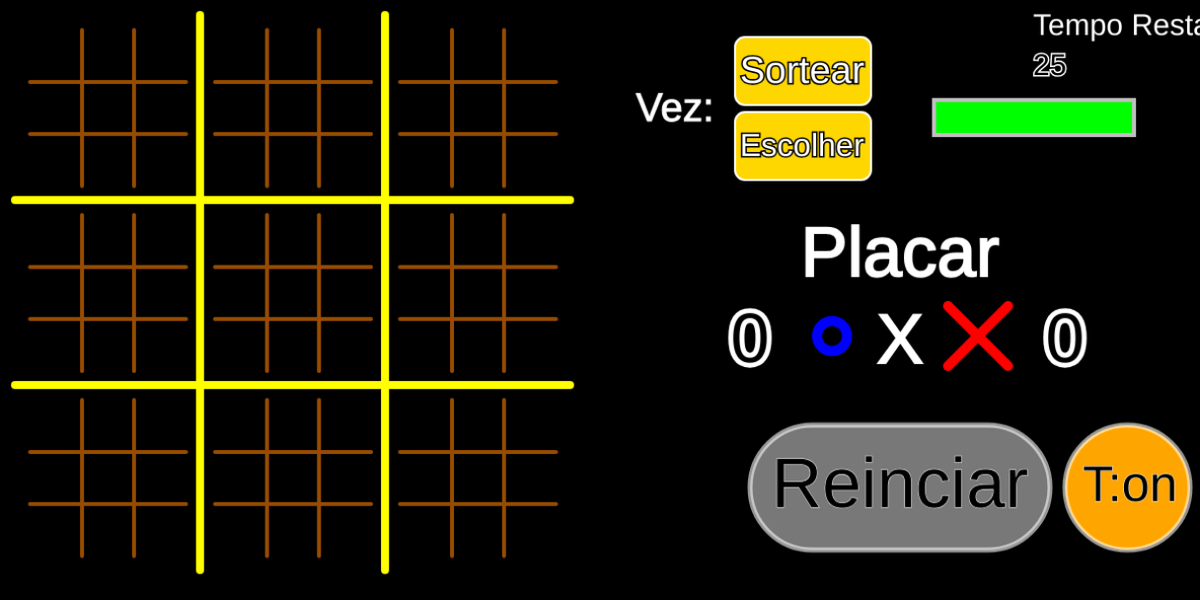
Frame 1 (no input)
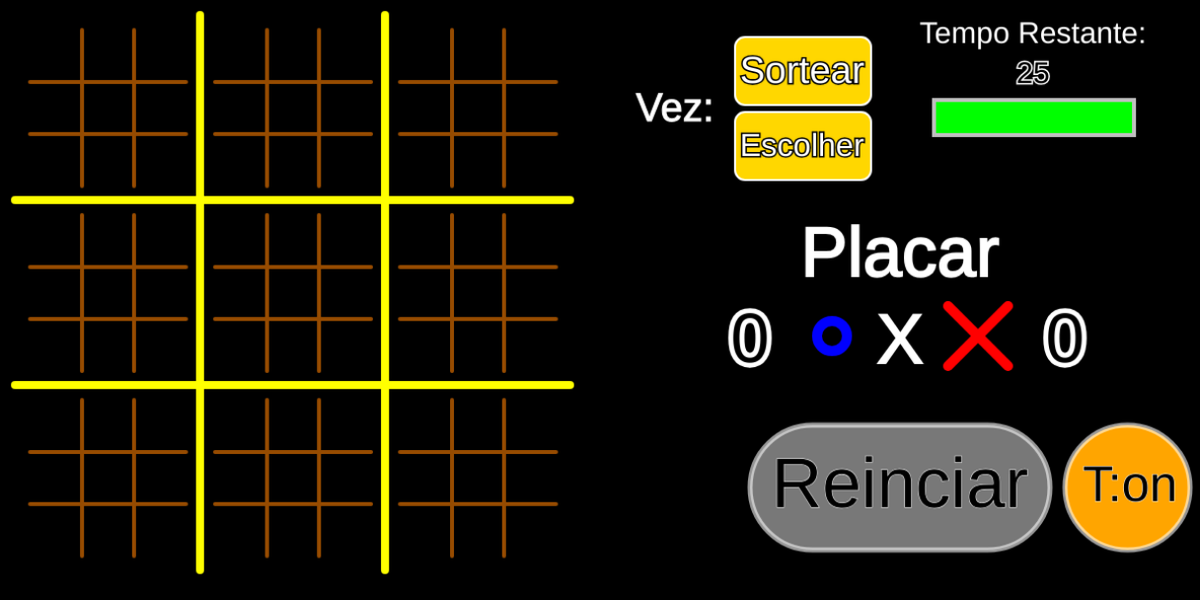
Frame 60 (no input)
Frame 120 (the mouse pressed at the canvas centre since frame 60): identical to frame 60, image omitted

The p5.js sketch that drew these frames (run headless with seeded random() and noise() and a simulated clock; from frame 60 on, the mouse is pressed at the canvas centre):

// p5.js sketch
// ── sketch.js
var pos1=[];
var pos2=[];
var pos3=[];

var pos4=[];
var pos5=[];
var pos6=[];

var pos7=[];
var pos8=[];
var pos9=[];

var vez=0; //vez de quem
var res=0; //restricao de posicao
var vencedor=0;
var escolher=0;

var xis=0;
var bolinha=0;

let i=true;
var made=0;
var made2=0;

var vezA=0;
var tempor=0;
var tBase=25000;
var trest=tBase;
let cT=true;

function setup() {
    // put setup code here
    createCanvas(1200,600);

    frameRate(120);

    pos1=[0,0,0,0,0,0,0,0,0,0];
    pos2=[0,0,0,0,0,0,0,0,0,0];
    pos3=[0,0,0,0,0,0,0,0,0,0];
    
    pos4=[0,0,0,0,0,0,0,0,0,0];
    pos5=[0,0,0,0,0,0,0,0,0,0];
    pos6=[0,0,0,0,0,0,0,0,0,0];

    pos7=[0,0,0,0,0,0,0,0,0,0];
    pos8=[0,0,0,0,0,0,0,0,0,0];
    pos9=[0,0,0,0,0,0,0,0,0,0];
	   
}

function draw() {
	// put drawing code here
	
	
    ajustares();

	verificaMiniJogos();
	
	background(0);
	
	tempoRestante();
   												//QUADRADOS MOUSE
   	
   	stroke(0,255);
   	strokeWeight(1);
   	fill(255,60);
   												//POS1
   	if(vencedor==0 && vez!=0)
   	{
   		if(posm()==11 && pos1[0]==0 && pos1[1]==0 && (res==1 || res==0))
   		{
   				rect(30,30,52,52,5,0,0,0);
   		}
   		else if(posm()==12 && pos1[0]==0 && pos1[2]==0 &&(res==1 || res==0))
   		{
   			rect(82,30,52,52,0,0,0,0);
   		}
   		else if(posm()==13 && pos1[0]==0 && pos1[3]==0 &&(res==1 || res==0))
   		{
   			rect(134,30,52,52,0,5,0,0);
   		}

   		else if(posm()==14 && pos1[0]==0 && pos1[4]==0 &&(res==1 || res==0))
   		{
   				rect(30,82,52,52,0,0,0,0);
   		}
   		else if(posm()==15 && pos1[0]==0 && pos1[5]==0 &&(res==1 || res==0))
   		{
   			rect(82,82,52,52,0,0,0,0);
   		}
   		else if(posm()==16 && pos1[0]==0 && pos1[6]==0 &&(res==1 || res==0))
   		{
   			rect(134,82,52,52,0,0,0,0);
   		}

   		else if(posm()==17 && pos1[0]==0 && pos1[7]==0 &&(res==1 || res==0))
   		{
   			rect(30,134,52,52,0,0,0,5);
   		}
   		else if(posm()==18 && pos1[0]==0 && pos1[8]==0 &&(res==1 || res==0))
   		{
   			rect(82,134,52,52,0,0,0,0);
   		}
   		else if(posm()==19 && pos1[0]==0 && pos1[9]==0 &&(res==1 || res==0))
   		{
   			rect(134,134,52,52,0,0,5,0);
   		}
   														//POS2
   		else if(posm()==21 && pos2[0]==0 && pos2[1]==0 &&(res==2 || res==0))
   		{
   			rect(215,30,52,52,5,0,0,0);
   		}
   		else if(posm()==22 && pos2[0]==0 && pos2[2]==0 &&(res==2 || res==0))
   		{
   			rect(267,30,52,52,0,0,0,0);
   		}
   		else if(posm()==23 && pos2[0]==0 && pos2[3]==0 &&(res==2 || res==0))
   		{
   			rect(319,30,52,52,0,5,0,0);
   		}
	
   		else if(posm()==24 && pos2[0]==0 && pos2[4]==0 &&(res==2 || res==0))
   		{
   			rect(215,82,52,52,0,0,0,0);
   		}
   		else if(posm()==25 && pos2[0]==0 && pos2[5]==0 &&(res==2 || res==0))
   		{
   			rect(267,82,52,52,0,0,0,0);
   		}
   		else if(posm()==26 && pos2[0]==0 && pos2[6]==0 &&(res==2 || res==0))
   		{
   			rect(319,82,52,52,0,0,0,0);
   		}
	
   		else if(posm()==27 && pos2[0]==0 && pos2[7]==0 &&(res==2 || res==0))
   		{
   			rect(215,134,52,52,0,0,0,5);
   		}
   		else if(posm()==28 && pos2[0]==0 && pos2[8]==0 &&(res==2 || res==0))
   		{
   			rect(267,134,52,52,0,0,0,0);
   		}
   		else if(posm()==29 && pos2[0]==0 && pos2[9]==0 &&(res==2 || res==0))
   		{
   			rect(319,134,52,52,0,0,5,0);
   		}
   													//POS3
   		else if(posm()==31 && pos3[0]==0 && pos3[1]==0 &&(res==3 || res==0))
   		{
   			rect(400,30,52,52,5,0,0,0);
   		}
   		else if(posm()==32 && pos3[0]==0 && pos3[2]==0 &&(res==3 || res==0))
   		{
   			rect(452,30,52,52,0,0,0,0);
   		}
   		else if(posm()==33 && pos3[0]==0 && pos3[3]==0 &&(res==3 || res==0))
   		{
   			rect(504,30,52,52,0,5,0,0);
   		}
	
   		else if(posm()==34 && pos3[0]==0 && pos3[4]==0 &&(res==3 || res==0))
   		{
   			rect(400,82,52,52,0,0,0,0);
   		}
   		else if(posm()==35 && pos3[0]==0 && pos3[5]==0 &&(res==3 || res==0))
   		{
   			rect(452,82,52,52,0,0,0,0);
   		}
   		else if(posm()==36 && pos3[0]==0 && pos3[6]==0 &&(res==3 || res==0))
   		{
   			rect(504,82,52,52,0,0,0,0);
   		}
	
   		else if(posm()==37 && pos3[0]==0 && pos3[7]==0 &&(res==3 || res==0))
   		{
   			rect(400,134,52,52,0,0,0,5);
   		}
   		else if(posm()==38 && pos3[0]==0 && pos3[8]==0 &&(res==3 || res==0))
   		{
   			rect(452,134,52,52,0,0,0,0);
   		}
   		else if(posm()==39 && pos3[0]==0 && pos3[9]==0 &&(res==3 || res==0))
   		{
   			rect(504,134,52,52,0,0,5,0);
   		}
   													//POS4
   		else if(posm()==41 && pos4[0]==0 && pos4[1]==0 &&(res==4 || res==0))
   		{
   			rect(30,215,52,52,5,0,0,0);
   		}
   		else if(posm()==42 && pos4[0]==0 && pos4[2]==0 &&(res==4 || res==0))
   		{
   			rect(82,215,52,52,0,0,0,0);
   		}
   		else if(posm()==43 && pos4[0]==0 && pos4[3]==0 &&(res==4 || res==0))
   		{
   			rect(134,215,52,52,0,5,0,0);
   		}
	
   		else if(posm()==44 && pos4[0]==0 && pos4[4]==0 &&(res==4 || res==0))
   		{
   			rect(30,267,52,52,0,0,0,0);
   		}
   		else if(posm()==45 && pos4[0]==0 && pos4[5]==0 &&(res==4 || res==0))
   		{
   			rect(82,267,52,52,0,0,0,0);
   		}
   		else if(posm()==46 && pos4[0]==0 && pos4[6]==0 &&(res==4 || res==0))
   		{
   			rect(134,267,52,52,0,0,0,0);
   		}
	
   		else if(posm()==47 && pos4[0]==0 && pos4[7]==0 &&(res==4 || res==0))
   		{
   			rect(30,319,52,52,0,0,0,5);
   		}
   		else if(posm()==48 && pos4[0]==0 && pos4[8]==0 &&(res==4 || res==0))
   		{
   			rect(82,319,52,52,0,0,0,0);
   		}
   		else if(posm()==49 && pos4[0]==0 && pos4[9]==0 &&(res==4 || res==0))
   		{
   			rect(134,319,52,52,0,0,5,0);
   		}
   													//POS5
   		else if(posm()==51 && pos5[0]==0 && pos5[1]==0 && (res==5 || res==0))
   		{
   			rect(215,215,52,52,5,0,0,0);
   		}
   		else if(posm()==52 && pos5[0]==0 && pos5[2]==0 && (res==5 || res==0))
   		{
   			rect(267,215,52,52,0,0,0,0);
   		}
   		else if(posm()==53 && pos5[0]==0 && pos5[3]==0 && (res==5 || res==0))
   		{
   			rect(319,215,52,52,0,5,0,0);
   		}
	
   		else if(posm()==54 && pos5[0]==0 && pos5[4]==0 && (res==5 || res==0))
   		{
   			rect(215,267,52,52,0,0,0,0);
   		}
   		else if(posm()==55 && pos5[0]==0 && pos5[5]==0 && (res==5 || res==0))
   		{
   			rect(267,267,52,52,0,0,0,0);
   		}
   		else if(posm()==56 && pos5[0]==0 && pos5[6]==0 && (res==5 || res==0))
   		{
   			rect(319,267,52,52,0,0,0,0);
   		}
	
   		else if(posm()==57 && pos5[0]==0 && pos5[7]==0 && (res==5 || res==0))
   		{
   			rect(215,319,52,52,0,0,0,5);
   		}
   		else if(posm()==58 && pos5[0]==0 && pos5[8]==0 && (res==5 || res==0))
   		{
   			rect(267,319,52,52,0,0,0,0);
   		}
   		else if(posm()==59 && pos5[0]==0 && pos5[9]==0 && (res==5 || res==0))
   		{
   			rect(319,319,52,52,0,0,5,0);
   		}
   													//POS6
   		else if(posm()==61 && pos6[0]==0 && pos6[1]==0 &&(res==6 || res==0))
   		{
   			rect(400,215,52,52,5,0,0,0);
   		}
   		else if(posm()==62 && pos6[0]==0 && pos6[2]==0 &&(res==6 || res==0))
   		{
   			rect(452,215,52,52,0,0,0,0);
   		}
   		else if(posm()==63 && pos6[0]==0 && pos6[3]==0 &&(res==6 || res==0))
   		{
   			rect(504,215,52,52,0,5,0,0);
   		}
	
   		else if(posm()==64 && pos6[0]==0 && pos6[4]==0 &&(res==6 || res==0))
   		{
   			rect(400,267,52,52,0,0,0,0);
   		}
   		else if(posm()==65 && pos6[0]==0 && pos6[5]==0 &&(res==6 || res==0))
   		{
   			rect(452,267,52,52,0,0,0,0);
   		}
   		else if(posm()==66 && pos6[0]==0 && pos6[6]==0 &&(res==6 || res==0))
   		{
   			rect(504,267,52,52,0,0,0,0);
   		}
	
   		else if(posm()==67 && pos6[0]==0 && pos6[7]==0 &&(res==6 || res==0))
   		{
   			rect(400,319,52,52,0,0,0,5);
   		}
   		else if(posm()==68 && pos6[0]==0 && pos6[8]==0 &&(res==6 || res==0))
   		{
   			rect(452,319,52,52,0,0,0,0);
   		}
   		else if(posm()==69 && pos6[0]==0 && pos6[9]==0 &&(res==6 || res==0))
   		{
   			rect(504,319,52,52,0,0,5,0);
   		}
   													//POS7
   		else if(posm()==71 && pos7[0]==0 && pos7[1]==0 &&(res==7 || res==0))
   		{
   			rect(30,400,52,52,5,0,0,0);
   		}
   		else if(posm()==72 && pos7[0]==0 && pos7[2]==0 &&(res==7 || res==0))
   		{
   			rect(82,400,52,52,0,0,0,0);
   		}
   		else if(posm()==73 && pos7[0]==0 && pos7[3]==0 &&(res==7 || res==0))
   		{
   			rect(134,400,52,52,0,5,0,0);
   		}
	
   		else if(posm()==74 && pos7[0]==0 && pos7[4]==0 &&(res==7 || res==0))
   		{
   			rect(30,452,52,52,0,0,0,0);
   		}
   		else if(posm()==75 && pos7[0]==0 && pos7[5]==0 &&(res==7 || res==0))
   		{
   			rect(82,452,52,52,0,0,0,0);
   		}
   		else if(posm()==76 && pos7[0]==0 && pos7[6]==0 &&(res==7 || res==0))
   		{
   			rect(134,452,52,52,0,0,0,0);
   		}
	
   		else if(posm()==77 && pos7[0]==0 && pos7[7]==0 &&(res==7 || res==0))
   		{
   			rect(30,504,52,52,0,0,0,5);
   		}
   		else if(posm()==78 && pos7[0]==0 && pos7[8]==0 &&(res==7 || res==0))
   		{
   			rect(82,504,52,52,0,0,0,0);
   		}
   		else if(posm()==79 && pos7[0]==0 && pos7[9]==0 &&(res==7 || res==0))
   		{
   			rect(134,504,52,52,0,0,5,0);
   		}
   													//POS8
   		else if(posm()==81 && pos8[0]==0 && pos8[1]==0 &&(res==8 || res==0))
   		{
   			rect(215,400,52,52,5,0,0,0);
   		}
   		else if(posm()==82 && pos8[0]==0 && pos8[2]==0 &&(res==8 || res==0))
   		{
   			rect(267,400,52,52,0,0,0,0);
   		}
   		else if(posm()==83 && pos8[0]==0 && pos8[3]==0 &&(res==8 || res==0))
   		{
   			rect(319,400,52,52,0,5,0,0);
   		}
	
   		else if(posm()==84 && pos8[0]==0 && pos8[4]==0 &&(res==8 || res==0))
   		{
   			rect(215,452,52,52,0,0,0,0);
   		}
   		else if(posm()==85 && pos8[0]==0 && pos8[5]==0 &&(res==8 || res==0))
   		{
   			rect(267,452,52,52,0,0,0,0);
   		}
   		else if(posm()==86 && pos8[0]==0 && pos8[6]==0 &&(res==8 || res==0))
   		{
   			rect(319,452,52,52,0,0,0,0);
   		}
	
   		else if(posm()==87 && pos8[0]==0 && pos8[7]==0 &&(res==8 || res==0))
   		{
   			rect(215,504,52,52,0,0,0,5);
   		}
   		else if(posm()==88 && pos8[0]==0 && pos8[8]==0 &&(res==8 || res==0))
   		{
   			rect(267,504,52,52,0,0,0,0);
   		}
   		else if(posm()==89 && pos8[0]==0 && pos8[9]==0 &&(res==8 || res==0))
   		{
   			rect(319,504,52,52,0,0,5,0);
   		}
   													//POS9
   		else if(posm()==91 && pos9[0]==0 && pos9[1]==0 &&(res==9 || res==0))
   		{
   			rect(400,400,52,52,5,0,0,0);
   		}
   		else if(posm()==92 && pos9[0]==0 && pos9[2]==0 &&(res==9 || res==0))
   		{
   			rect(452,400,52,52,0,0,0,0);
   		}
   		else if(posm()==93 && pos9[0]==0 && pos9[3]==0 &&(res==9 || res==0))
   		{
   			rect(504,400,52,52,0,5,0,0);
   		}
	
   		else if(posm()==94 && pos9[0]==0 && pos9[4]==0 &&(res==9 || res==0))
   		{
   			rect(400,452,52,52,0,0,0,0);
   		}
   		else if(posm()==95 && pos9[0]==0 && pos9[5]==0 &&(res==9 || res==0))
   		{
   			rect(452,452,52,52,0,0,0,0);
   		}
   		else if(posm()==96 && pos9[0]==0 && pos9[6]==0 &&(res==9 || res==0))
   		{
   			rect(504,452,52,52,0,0,0,0);
   		}
	
   		else if(posm()==97 && pos9[0]==0 && pos9[7]==0 &&(res==9 || res==0))
   		{
   			rect(400,504,52,52,0,0,0,5);
   		}
   		else if(posm()==98 && pos9[0]==0 && pos9[8]==0 &&(res==9 || res==0))
   		{
   			rect(452,504,52,52,0,0,0,0);
   		}
   		else if(posm()==99 && pos9[0]==0 && pos9[9]==0 &&(res==9 || res==0))
   		{
   			rect(504,504,52,52,0,0,5,0);
   		}
   	}

   	noFill();

    stroke(255,255,0,255);
	strokeWeight(8);

    line(200,15,200,570);
    line(385,15,385,570);
    line(15,200,570,200);
    line(15,385,570,385);

    //pos1

    if(pos1[0]==0)
    {
    	stroke(150,75,0,255);
    	strokeWeight(4);
    
    	line(30,82,186,82);
    	line(82,30,82,186);
    	line(134,30,134,186);
    	line(30,134,186,134);
	}
	else if(pos1[0]==1)
	{	
		stroke(255,0,0, 255);
		strokeWeight(15);

		line(15+25,15+25,200-24,200-24);
    	line(15+25,200-24,200-24,15+25);

	}
	else if(pos1[0]==2)
	{
		stroke(0, 0,255, 255);
		strokeWeight(15);

		circle(15+93,15+93,68);
	}
	else
	{

	}

    //pos2

    if(pos2[0]==0)
    {
    	stroke(150,75,0,255);
    	strokeWeight(4);
    
    	line(215,82,371,82);
    	line(215,134,371,134);
    	line(267,30,267,186);
    	line(319,30,319,186);
	}
	else if(pos2[0]==1)
	{	
		stroke(255,0,0, 255);
		strokeWeight(15);

		line(200+25,15+25,385-24,200-24);
    	line(200+25,200-24,385-24,15+25);	
	}
	else if(pos2[0]==2)
	{
		stroke(0, 0,255, 255);
		strokeWeight(15);

		circle(200+93,15+93,68);
	}
	else
	{

	}
    

    //pos3

    if(pos3[0]==0)
    {
    	stroke(150,75,0,255);
    	strokeWeight(4);
    
    	line(400,82,556,82);
    	line(400,134,556,134);
    	line(452,30,452,186);
    	line(504,30,504,186);
	}
	else if(pos3[0]==1)
	{	
		stroke(255,0,0, 255);
		strokeWeight(15);

		line(385+25,15+25,570-24,200-24);
    	line(385+25,200-24,570-24,15+25);
	}
	else if(pos3[0]==2)
	{
		stroke(0, 0,255, 255);
		strokeWeight(15);

		circle(385+93,15+93,68);
	}
	else
	{

	}
    

    //pos4

    if(pos4[0]==0)
    {
    	stroke(150,75,0,255);
    	strokeWeight(4);
    
    	line(30,267,186,267);
    	line(30,319,186,319);
    	line(82,215,82,371);
    	line(134,215,134,371);
	}
	else if(pos4[0]==1)
	{	
		stroke(255,0,0, 255);
		strokeWeight(15);

		line(15+25,200+25,200-24,385-24);
    	line(15+25,385-24,200-24,200+25);
	}
	else if(pos4[0]==2)
	{
		stroke(0, 0,255, 255);
		strokeWeight(15);

		circle(15+93,200+93,68);
	}
	else
	{

	}
    

    //pos5

    if(pos5[0]==0)
    {
    	stroke(150,75,0,255);
    	strokeWeight(4);
    
    	line(215,267,371,267);
    	line(215,319,371,319);
    	line(267,215,267,371);
    	line(319,215,319,371);
	}
	else if(pos5[0]==1)
	{	
		stroke(255,0,0, 255);
		strokeWeight(15);

		line(200+25,200+25,385-24,385-24);
    	line(200+25,385-24,385-24,200+25);
	}
	else if(pos5[0]==2)
	{
		stroke(0, 0,255, 255);
		strokeWeight(15);

		circle(200+93,200+93,68);
	}
	else
	{

	}
    
    //pos6

    if(pos6[0]==0)
    {
    	stroke(150,75,0,255);
    	strokeWeight(4);
    
    	line(400,267,556,267);
    	line(400,319,556,319);
    	line(452,215,452,371);
    	line(504,215,504,371);
	}
	else if(pos6[0]==1)
	{	
		stroke(255,0,0, 255);
		strokeWeight(15);

		line(385+25,200+25,570-24,385-24);
    	line(385+25,385-24,570-24,200+25);
	}
	else if(pos6[0]==2)
	{
		stroke(0, 0,255, 255);
		strokeWeight(15);

		circle(385+93,200+93,68);
	}
	else
	{

	}

    //pos7

    if(pos7[0]==0)
    {
    	stroke(150,75,0,255);
    	strokeWeight(4);
    
    	line(82,400,82,556);
    	line(134,400,134,556);
    	line(30,452,186,452);
    	line(30,504,186,504);
	}
	else if(pos7[0]==1)
	{	
		stroke(255,0,0, 255);
		strokeWeight(15);

		line(15+25,385+25,200-24,570-24);
    	line(15+25,570-24,200-24,385+25);
	}
	else if(pos7[0]==2)
	{
		stroke(0, 0,255, 255);
		strokeWeight(15);

		circle(15+93,385+93,68);
	}
	else
	{

	}
    
    //pos8

    if(pos8[0]==0)
    {
    	stroke(150,75,0,255);
    	strokeWeight(4);
    
    	line(267,400,267,556);
    	line(319,400,319,556);
    	line(215,452,371,452);
    	line(215,504,371,504);
	}
	else if(pos8[0]==1)
	{	
		stroke(255,0,0, 255);
		strokeWeight(15);

		line(200+25,385+25,385-24,570-24);
    	line(200+25,570-24,385-24,385+25);
	}
	else if(pos8[0]==2)
	{
		stroke(0, 0,255, 255);
		strokeWeight(15);

		circle(200+93,385+93,68);
	}
	else
	{

	}
    
    //pos9

    if(pos9[0]==0)
    {
    	stroke(150,75,0,255);
    	strokeWeight(4);
    
    	line(400,452,556,452);
    	line(400,504,556,504);
    	line(452,400,452,556);
    	line(504,400,504,556);
	}
	else if(pos9[0]==1)
	{	
		stroke(255,0,0, 255);
		strokeWeight(15);

		line(385+25,385+25,570-24,570-24);
    	line(385+25,570-24,570-24,385+25);
	}
	else if(pos9[0]==2)
	{
		stroke(0, 0,255, 255);
		strokeWeight(15);

		circle(385+93,385+93,68);
	}
	else
	{

	}

												//QUADRADOS PRO RES

   	strokeWeight(4);
   	stroke(255,250,250,255);

   	if(vencedor==0 && vez!=0)
   	{
   		if((res==1 ||(res==0 && pos1[0]==0)) && vencedor==0)
   		{
   			line(30,82,186,82);
    		line(82,30,82,186);
    		line(134,30,134,186);
    		line(30,134,186,134);
   		}
   		if(res==2 ||(res==0 && pos2[0]==0))
   		{
   			line(215,82,371,82);
    		line(215,134,371,134);
    		line(267,30,267,186);
    		line(319,30,319,186);
   		}
   		if(res==3 ||(res==0 && pos3[0]==0))
   		{
   			line(400,82,556,82);
    		line(400,134,556,134);
    		line(452,30,452,186);
    		line(504,30,504,186);
   		}

   		if(res==4 ||(res==0 && pos4[0]==0))
   		{
   			line(30,267,186,267);
    		line(30,319,186,319);
    		line(82,215,82,371);
    		line(134,215,134,371);
   		}
   		if(res==5 ||(res==0 && pos5[0]==0))
   		{
   			line(215,267,371,267);
    		line(215,319,371,319);
    		line(267,215,267,371);
    		line(319,215,319,371);
   		}
   		if(res==6 ||(res==0 && pos6[0]==0))
   		{
   			line(400,267,556,267);
    		line(400,319,556,319);
    		line(452,215,452,371);
    		line(504,215,504,371);
   		}

   		if(res==7 ||(res==0 && pos7[0]==0))
   		{
   			line(82,400,82,556);
    		line(134,400,134,556);
    		line(30,452,186,452);
    		line(30,504,186,504);
   		}
   		if(res==8 ||(res==0 && pos8[0]==0))
   		{
   			line(267,400,267,556);
    		line(319,400,319,556);
    		line(215,452,371,452);
    		line(215,504,371,504);
   		}
   		if(res==9 ||(res==0 && pos9[0]==0))
   		{
   			line(400,452,556,452);
    		line(400,504,556,504);
    		line(452,400,452,556);
    		line(504,400,504,556);
   		}
   	}


    stroke(255,0,0, 255);
    strokeWeight(5);
                                //  pos1
    if(pos1[1]==1 && pos1[0]==0)
    {
        line(40,40,72,72);
        line(40,72,72,40);
    }
    if(pos1[2]==1 && pos1[0]==0)
    {
        line(92,40,124,72);
        line(92,72,124,40);
        
    }
    if(pos1[3]==1 && pos1[0]==0)
    {
        line(144,40,176,72);
        line(176,40,144,72);
    }
    if(pos1[4]==1 && pos1[0]==0)
    {
        line(40,92,72,124);
        line(72,92,40,124);
    }
    if(pos1[5]==1 && pos1[0]==0)
    {
        line(92,92,124,124);
        line(124,92,92,124);
    }
    if(pos1[6]==1 && pos1[0]==0)
    {
        line(144,92,176,124);
        line(176,92,144,124);
    }
    if(pos1[7]==1 && pos1[0]==0)
    {
        line(40,144,72,176);
        line(72,144,40,176);
    }
    if(pos1[8]==1 && pos1[0]==0)
    {
        line(92,144,124,176);
        line(92,176,124,144);
    }
    if(pos1[9]==1 && pos1[0]==0)
    {
        line(144,144,176,176);
        line(144,176,176,144);
    }
                                // pos2
    if(pos2[1]==1 && pos2[0]==0)
    {
        line(225,40,257,72);
        line(257,40,225,72);
    }
    if(pos2[2]==1 && pos2[0]==0)
    {
        line(277,40,309,72);
        line(309,40,277,72);
    }
    if(pos2[3]==1 && pos2[0]==0)
    {
        line(329,40,361,72);
        line(361,40,329,72);
    }
    if(pos2[4]==1 && pos2[0]==0)
    {
        line(225,92,257,124);
        line(257,92,225,124);
    }
    if(pos2[5]==1 && pos2[0]==0)
    {
        line(277,92,309,124);
        line(309,92,277,124);
    }
    if(pos2[6]==1 && pos2[0]==0)
    {
        line(329,92,361,124);
        line(361,92,329,124);
    }
    if(pos2[7]==1 && pos2[0]==0)
    {
        line(225,144,257,176);
        line(257,144,225,176);
    }
    if(pos2[8]==1 && pos2[0]==0)
    {
        line(277,144,309,176);
        line(309,144,277,176);
    }
    if(pos2[9]==1 && pos2[0]==0)
    {
        line(329,144,361,176);
        line(361,144,329,176);
    }
                                // pos3
    if(pos3[1]==1 && pos3[0]==0)
    {
        line(410,40,442,72);
        line(442,40,410,72);
    }
    if(pos3[2]==1 && pos3[0]==0)
    {
        line(462,40,494,72);
        line(494,40,462,72);
    }
    if(pos3[3]==1 && pos3[0]==0)
    {
        line(514,40,546,72);
        line(546,40,514,72);
    }
    if(pos3[4]==1 && pos3[0]==0)
    {
        line(410,92,442,124);
        line(442,92,410,124);
    }
    if(pos3[5]==1 && pos3[0]==0)
    {
        line(462,92,494,124);
        line(494,92,464,124);
    }
    if(pos3[6]==1 && pos3[0]==0)
    {
        line(514,92,546,124);
        line(546,92,514,124);
    }
    if(pos3[7]==1 && pos3[0]==0)
    {
        line(410,144,442,176);
        line(442,144,410,176);
    }
    if(pos3[8]==1 && pos3[0]==0)
    {
        line(462,144,494,176);
        line(494,144,462,176);
    }
    if(pos3[9]==1 && pos3[0]==0)
    {
        line(514,144,546,176);
        line(546,144,514,176);
    }
                                //  pos4
    if(pos4[1]==1 && pos4[0]==0)
    {
        line(40,225,72,257);
        line(40,257,72,225);
    }
    if(pos4[2]==1 && pos4[0]==0)
    {
        line(92,225,124,257);
        line(124,225,92,257);
    }
    if(pos4[3]==1 && pos4[0]==0)
    {
        line(144,225,176,257);
        line(176,225,144,257);
    }
    if(pos4[4]==1 && pos4[0]==0)
    {
        line(40,277,72,309);
        line(72,277,40,309);
    }
    if(pos4[5]==1 && pos4[0]==0)
    {
        line(92,277,124,309);
        line(124,277,92,309);
    }
    if(pos4[6]==1 && pos4[0]==0)
    {
        line(144,277,176,309);
        line(176,277,144,309);
    }
    if(pos4[7]==1 && pos4[0]==0)
    {
        line(40,329,72,361);
        line(72,329,40,361);
    }
    if(pos4[8]==1 && pos4[0]==0)
    {
        line(92,329,124,361);
        line(124,329,92,361);
    }
    if(pos4[9]==1 && pos4[0]==0)
    {
        line(144,329,176,361);
        line(176,329,144,361);
    }
                                //  pos5
    if(pos5[1]==1 && pos5[0]==0)
    {
        line(225,225,257,257);
        line(257,225,225,257);
    }
    if(pos5[2]==1 && pos5[0]==0)
    {
        line(277,225,309,257);
        line(309,225,277,257);
    }
    if(pos5[3]==1 && pos5[0]==0)
    {
        line(329,225,361,257);
        line(361,225,329,257);
    }
    if(pos5[4]==1 && pos5[0]==0)
    {
        line(225,277,257,309);
        line(257,277,225,309);
    }
    if(pos5[5]==1 && pos5[0]==0)
    {
        line(277,277,309,309);
        line(309,277,277,309);
    }
    if(pos5[6]==1 && pos5[0]==0)
    {
        line(329,277,361,309);
        line(361,277,329,309);
    }
    if(pos5[7]==1 && pos5[0]==0)
    {
        line(225,329,257,361);
        line(257,329,225,361);
    }
    if(pos5[8]==1 && pos5[0]==0)
    {
        line(277,329,309,361);
        line(309,329,277,361);
    }
    if(pos5[9]==1 && pos5[0]==0)
    {
        line(329,329,361,361);
        line(361,329,329,361);
    }
                                //  pos6
    if(pos6[1]==1 && pos6[0]==0)
    {
        line(410,225,442,257);
        line(442,225,410,257);
    }
    if(pos6[2]==1 && pos6[0]==0)
    {
        line(462,225,494,257);
        line(494,225,462,257);
    }
    if(pos6[3]==1 && pos6[0]==0)
    {
        line(514,225,546,257);
        line(546,225,514,257);
    }
    if(pos6[4]==1 && pos6[0]==0)
    {
        line(410,277,442,309);
        line(442,277,410,309);
    }
    if(pos6[5]==1 && pos6[0]==0)
    {
        line(462,277,494,309);
        line(494,277,462,309);
    }
    if(pos6[6]==1 && pos6[0]==0)
    {
        line(514,277,546,309);
        line(546,277,514,309);
    }
    if(pos6[7]==1 && pos6[0]==0)
    {
        line(410,329,442,361);
        line(442,329,410,361);
    }
    if(pos6[8]==1 && pos6[0]==0)
    {
        line(462,329,494,361);
        line(494,329,462,361);
    }
    if(pos6[9]==1 && pos6[0]==0)
    {
        line(514,329,546,361);
        line(546,329,514,361);
    }
                                //  pos7
    if(pos7[1]==1 && pos7[0]==0)
    {
        line(40,410,72,442);
        line(40,442,72,410);
    }
    if(pos7[2]==1 && pos7[0]==0)
    {
        line(92,410,124,442);
        line(124,410,92,442);
    }
    if(pos7[3]==1 && pos7[0]==0)
    {
        line(144,410,176,442);
        line(176,410,144,442);
    }
    if(pos7[4]==1 && pos7[0]==0)
    {
        line(40,462,72,494);
        line(72,462,40,494);
    }
    if(pos7[5]==1 && pos7[0]==0)
    {
        line(92,462,124,494);
        line(124,462,92,494);
    }
    if(pos7[6]==1 && pos7[0]==0)
    {
        line(144,462,176,494);
        line(176,462,144,494);
    }
    if(pos7[7]==1 && pos7[0]==0)
    {
        line(40,514,72,546);
        line(72,514,40,546);
    }
    if(pos7[8]==1 && pos7[0]==0)
    {
        line(92,514,124,546);
        line(124,514,92,546);
    }
    if(pos7[9]==1 && pos7[0]==0)
    {
        line(144,514,176,546);
        line(176,514,144,546);
    }
                                //  pos8
    if(pos8[1]==1 && pos8[0]==0)
    {
        line(225,410,257,442);
        line(225,442,257,410);
    }
    if(pos8[2]==1 && pos8[0]==0)
    {
        line(277,410,309,442);
        line(309,410,277,442);
    }
    if(pos8[3]==1 && pos8[0]==0)
    {
        line(329,410,361,442);
        line(361,410,329,442);
    }
    if(pos8[4]==1 && pos8[0]==0)
    {
        line(225,462,257,494);
        line(257,462,225,494);
    }
    if(pos8[5]==1 && pos8[0]==0)
    {
        line(277,462,309,494);
        line(309,462,277,494);
    }
    if(pos8[6]==1 && pos8[0]==0)
    {
        line(329,462,361,494);
        line(361,462,329,494);
    }
    if(pos8[7]==1 && pos8[0]==0)
    {
        line(225,514,257,546);
        line(257,514,225,546);
    }
    if(pos8[8]==1 && pos8[0]==0)
    {
        line(277,514,309,546);
        line(309,514,277,546);
    }
    if(pos8[9]==1 && pos8[0]==0)
    {
        line(329,514,361,546);
        line(361,514,329,546);
    }
                                //  pos9
    if(pos9[1]==1 && pos9[0]==0)
    {
        line(410,410,442,442);
        line(410,442,442,410);
    }
    if(pos9[2]==1 && pos9[0]==0)
    {
        line(462,410,494,442);
        line(494,410,462,442);
    }
    if(pos9[3]==1 && pos9[0]==0)
    {
        line(514,410,546,442);
        line(546,410,514,442);
    }
    if(pos9[4]==1 && pos9[0]==0)
    {
        line(410,462,442,494);
        line(442,462,410,494);
    }
    if(pos9[5]==1 && pos9[0]==0)
    {
        line(462,462,494,494);
        line(494,462,462,494);
    }
    if(pos9[6]==1 && pos9[0]==0)
    {
        line(514,462,546,494);
        line(546,462,514,494);
    }
    if(pos9[7]==1 && pos9[0]==0)
    {
        line(410,514,442,546);
        line(442,514,410,546);
    }
    if(pos9[8]==1 && pos9[0]==0)
    {
        line(462,514,494,546);
        line(494,514,462,546);
    }
    if(pos9[9]==1 && pos9[0]==0)
    {
        line(514,514,546,546);
        line(546,514,514,546);
    }

    fill(0,0,0,0);
    stroke(0, 0,255, 255);

                                //  pos1
    if(pos1[1]==2 && pos1[0]==0)
    {
    	circle(30+26,30+26,16);
    }
    if(pos1[2]==2 && pos1[0]==0)
    {
        circle(82+26,30+26,16);
    }
    if(pos1[3]==2 && pos1[0]==0)
    {
        circle(134+26,30+26,16);
    }
    if(pos1[4]==2 && pos1[0]==0)
    {
        circle(30+26,82+26,16);
    }
    if(pos1[5]==2 && pos1[0]==0)
    {
        circle(82+26,82+26,16);
    }
    if(pos1[6]==2 && pos1[0]==0)
    {
        circle(134+26,82+26,16);
    }
    if(pos1[7]==2 && pos1[0]==0)
    {
        circle(30+26,134+26,16);
    }
    if(pos1[8]==2 && pos1[0]==0)
    {
        circle(82+26,134+26,16);
    }
    if(pos1[9]==2 && pos1[0]==0)
    {
        circle(134+26,134+26,16);
    }
                                //  pos2
    if(pos2[1]==2 && pos2[0]==0)
    {
    	circle(215+26,30+26,16);
    }
    if(pos2[2]==2 && pos2[0]==0)
    {
        circle(267+26,30+26,16);
    }
    if(pos2[3]==2 && pos2[0]==0)
    {
        circle(319+26,30+26,16);
    }
    if(pos2[4]==2 && pos2[0]==0)
    {
        circle(215+26,82+26,16);
    }
    if(pos2[5]==2 && pos2[0]==0)
    {
        circle(267+26,82+26,16);
    }
    if(pos2[6]==2 && pos2[0]==0)
    {
        circle(319+26,82+26,16);
    }
    if(pos2[7]==2 && pos2[0]==0)
    {
        circle(215+26,134+26,16);
    }
    if(pos2[8]==2 && pos2[0]==0)
    {
        circle(267+26,134+26,16);
    }
    if(pos2[9]==2 && pos2[0]==0)
    {
        circle(319+26,134+26,16);
    }
                                //  pos3
    if(pos3[1]==2 && pos3[0]==0)
    {
    	circle(400+26,30+26,16);
    }
    if(pos3[2]==2 && pos3[0]==0)
    {
        circle(452+26,30+26,16);
    }
    if(pos3[3]==2 && pos3[0]==0)
    {
        circle(504+26,30+26,16);
    }
    if(pos3[4]==2 && pos3[0]==0)
    {
        circle(400+26,82+26,16);
    }
    if(pos3[5]==2 && pos3[0]==0)
    {
        circle(450+26,82+26,16);
    }
    if(pos3[6]==2 && pos3[0]==0)
    {
        circle(504+26,82+26,16);
    }
    if(pos3[7]==2 && pos3[0]==0)
    {
        circle(400+26,134+26,16);
    }
    if(pos3[8]==2 && pos3[0]==0)
    {
        circle(452+26,134+26,16);
    }
    if(pos3[9]==2 && pos3[0]==0)
    {
        circle(504+26,134+26,16);
    }
                                //  pos4
    if(pos4[1]==2 && pos4[0]==0)
    {
    	circle(30+26,215+26,16);
    }
    if(pos4[2]==2 && pos4[0]==0)
    {
        circle(82+26,215+26,16);
    }
    if(pos4[3]==2 && pos4[0]==0)
    {
        circle(134+26,215+26,16);
    }
    if(pos4[4]==2 && pos4[0]==0)
    {
        circle(30+26,267+26,16);
    }
    if(pos4[5]==2 && pos4[0]==0)
    {
        circle(82+26,267+26,16);
    }
    if(pos4[6]==2 && pos4[0]==0)
    {
        circle(134+26,267+26,16);
    }
    if(pos4[7]==2 && pos4[0]==0)
    {
        circle(30+26,319+26,16);
    }
    if(pos4[8]==2 && pos4[0]==0)
    {
        circle(82+26,319+26,16);
    }
    if(pos4[9]==2 && pos4[0]==0)
    {
        circle(134+26,319+26,16);
    }
                                //  pos5
    if(pos5[1]==2 && pos5[0]==0)
    {
    	circle(215+26,215+26,16);
    }
    if(pos5[2]==2 && pos5[0]==0)
    {
        circle(267+26,215+26,16);
    }
    if(pos5[3]==2 && pos5[0]==0)
    {
        circle(319+26,215+26,16);
    }
    if(pos5[4]==2 && pos5[0]==0)
    {
        circle(215+26,267+26,16);
    }
    if(pos5[5]==2 && pos5[0]==0)
    {
        circle(267+26,267+26,16);
    }
    if(pos5[6]==2 && pos5[0]==0)
    {
        circle(319+26,267+26,16);
    }
    if(pos5[7]==2 && pos5[0]==0)
    {
        circle(215+26,319+26,16);
    }
    if(pos5[8]==2 && pos5[0]==0)
    {
        circle(267+26,319+26,16);
    }
    if(pos5[9]==2 && pos5[0]==0)
    {
        circle(319+26,319+26,16);
    }
                                //  pos6
    if(pos6[1]==2 && pos6[0]==0)
    {
    	circle(400+26,215+26,16);
    }
    if(pos6[2]==2 && pos6[0]==0)
    {
        circle(452+26,215+26,16);
    }
    if(pos6[3]==2 && pos6[0]==0)
    {
        circle(504+26,215+26,16);
    }
    if(pos6[4]==2 && pos6[0]==0)
    {
        circle(400+26,267+26,16);
    }
    if(pos6[5]==2 && pos6[0]==0)
    {
        circle(450+26,267+26,16);
    }
    if(pos6[6]==2 && pos6[0]==0)
    {
        circle(504+26,267+26,16);
    }
    if(pos6[7]==2 && pos6[0]==0)
    {
        circle(400+26,319+26,16);
    }
    if(pos6[8]==2 && pos6[0]==0)
    {
        circle(452+26,319+26,16);
    }
    if(pos6[9]==2 && pos6[0]==0)
    {
        circle(504+26,319+26,16);
    }
                                //  pos7
    if(pos7[1]==2 && pos7[0]==0)
    {
    	circle(30+26,400+26,16);
    }
    if(pos7[2]==2 && pos7[0]==0)
    {
        circle(82+26,400+26,16);
    }
    if(pos7[3]==2 && pos7[0]==0)
    {
        circle(134+26,400+26,16);
    }
    if(pos7[4]==2 && pos7[0]==0)
    {
        circle(30+26,452+26,16);
    }
    if(pos7[5]==2 && pos7[0]==0)
    {
        circle(82+26,452+26,16);
    }
    if(pos7[6]==2 && pos7[0]==0)
    {
        circle(134+26,452+26,16);
    }
    if(pos7[7]==2 && pos7[0]==0)
    {
        circle(30+26,504+26,16);
    }
    if(pos7[8]==2 && pos7[0]==0)
    {
        circle(82+26,504+26,16);
    }
    if(pos7[9]==2 && pos7[0]==0)
    {
        circle(134+26,504+26,16);
    }
                                //  pos8
    if(pos8[1]==2 && pos8[0]==0)
    {
    	circle(215+26,400+26,16);
    }
    if(pos8[2]==2 && pos8[0]==0)
    {
        circle(267+26,400+26,16);
    }
    if(pos8[3]==2 && pos8[0]==0)
    {
        circle(319+26,400+26,16);
    }
    if(pos8[4]==2 && pos8[0]==0)
    {
        circle(215+26,452+26,16);
    }
    if(pos8[5]==2 && pos8[0]==0)
    {
        circle(267+26,452+26,16);
    }
    if(pos8[6]==2 && pos8[0]==0)
    {
        circle(319+26,452+26,16);
    }
    if(pos8[7]==2 && pos8[0]==0)
    {
        circle(215+26,504+26,16);
    }
    if(pos8[8]==2 && pos8[0]==0)
    {
        circle(267+26,504+26,16);
    }
    if(pos8[9]==2 && pos8[0]==0)
    {
        circle(319+26,504+26,16);
    }
                                //  pos9
    if(pos9[1]==2 && pos9[0]==0)
    {
    	circle(400+26,400+26,16);
    }
    if(pos9[2]==2 && pos9[0]==0)
    {
        circle(452+26,400+26,16);
    }
    if(pos9[3]==2 && pos9[0]==0)
    {
        circle(504+26,400+26,16);
    }
    if(pos9[4]==2 && pos9[0]==0)
    {
        circle(400+26,452+26,16);
    }
    if(pos9[5]==2 && pos9[0]==0)
    {
        circle(450+26,452+26,16);
    }
    if(pos9[6]==2 && pos9[0]==0)
    {
        circle(504+26,452+26,16);
    }
    if(pos9[7]==2 && pos9[0]==0)
    {
        circle(400+26,504+26,16);
    }
    if(pos9[8]==2 && pos9[0]==0)
    {
        circle(452+26,504+26,16);
    }
    if(pos9[9]==2 && pos9[0]==0)
    {
        circle(504+26,504+26,16);
    }

    										// VERIFICA JOGO

   	strokeWeight(17);
    stroke(255,255,0,185);

    if(pos1[0]!=0 && pos2[0]!=0 && pos3[0]!=0 && pos4[0]!=0 && pos5[0]!=0 && pos6[0]!=0 && pos7[0]!=0 && pos8[0]!=0 && pos9[0]!=0)
	{
		vencedor=3;
	}

	if(pos1[0]==1 && pos2[0]==1 && pos3[0]==1)
	{
		vencedor=1;
		line(15,107,570,107);
	}
	if(pos4[0]==1 && pos5[0]==1 && pos6[0]==1)
	{
		vencedor=1;
		line(15,292,570,292);
	}
	if(pos7[0]==1 && pos8[0]==1 && pos9[0]==1)
	{
		vencedor=1;
		line(15,478,570,478);
	}

	if(pos1[0]==1 && pos4[0]==1 && pos7[0]==1)
	{
		vencedor=1;
		line(107,15,107,570);
	}
	if(pos2[0]==1 && pos5[0]==1 && pos8[0]==1)
	{
		vencedor=1;
		line(292,15,292,570);
	}
	if(pos3[0]==1 && pos6[0]==1 && pos9[0]==1)
	{
		vencedor=1;
		line(478,15,478,570);
	}

	if(pos1[0]==1 && pos5[0]==1 && pos9[0]==1)
	{
		vencedor=1;
		line(40,40,545,545)
	}
	if(pos3[0]==1 && pos5[0]==1 && pos7[0]==1)
	{
		vencedor=1;
		line(40,545,545,40);	
	}

	if(pos1[0]==2 && pos2[0]==2 && pos3[0]==2)
	{
		vencedor=2;
		line(15,107,570,107);
	}
	if(pos4[0]==2 && pos5[0]==2 && pos6[0]==2)
	{
		vencedor=2;
		line(15,292,570,292);
	}
	if(pos7[0]==2 && pos8[0]==2 && pos9[0]==2)
	{
		vencedor=2;
		line(15,478,570,478);
	}

	if(pos1[0]==2 && pos4[0]==2 && pos7[0]==2)
	{
		vencedor=2;
		line(107,15,107,570);
	}
	if(pos2[0]==2 && pos5[0]==2 && pos8[0]==2)
	{
		vencedor=2;
		line(292,15,292,570);
	}
	if(pos3[0]==2 && pos6[0]==2 && pos9[0]==2)
	{
		vencedor=2;
		line(478,15,478,570);
	}

	if(pos1[0]==2 && pos5[0]==2 && pos9[0]==2)
	{
		vencedor=2;
		line(40,40,545,545)
	}
	if(pos3[0]==2 && pos5[0]==2 && pos7[0]==2)
	{
		vencedor=2;
		line(40,545,545,40);	
	}

	if(vencedor!=0)
	{
		strokeWeight(5);
		stroke(255,150);
		fill(255,165,0);
		rect(750,425,300,125,150);
		if(posm()==101)
		{
			strokeWeight(5);
			stroke(255,150);
			fill(255,50);
			rect(750,425,300,125,150);
		}
	}
	if(vencedor==0)
	{
		strokeWeight(5);
		stroke(255,150);
		fill(255,120);
		rect(750,425,300,125,150);
	}

	strokeWeight(1);
	stroke(255,255);
	fill(0,255);
	textSize(70);
	textAlign(CENTER, CENTER);
	text("Reinciar", 750+150, 425+125/2);

	if(vencedor==0)
	{
		strokeWeight(1);
		stroke(255,255);
		fill(255,255);
		textSize(40);
		text("Vez:", 675, 110);

		if(vez==1)
		{	
			noFill();
			stroke(255,0,0, 255);
			strokeWeight(15);

			line(710+25,15+25,200+695-24,200-24);
    		line(710+25,200-24,200+695-24,15+25);
		}
		if(vez==2)
		{	
			noFill();
			stroke(0, 0,255, 255);
			strokeWeight(15);

			circle(710+93,15+93,68);
		}
		if(vez==0 && escolher!=1)
		{
			fill(255,215,0,255);
			strokeWeight(2);
			stroke(255,255);
			rect(710+25,12+25,68*2,68,10);
			rect(710+25,87+25,68*2,68,10);
			if(posm()==102)
			{
				fill(255,80);
				strokeWeight(2);
				stroke(0,80);
				rect(710+25,12+25,68*2,68,10);
			}
			if(posm()==103)
			{
				fill(255,80);
				strokeWeight(2);
				stroke(0,80);
				rect(710+25,87+25,68*2,68,10);
			}

			strokeWeight(3);
			stroke(0,255);
			fill(255,255);
			textSize(38);
			text("Sortear", 802, 73);
			strokeWeight(3);
			stroke(0,255);
			fill(255,255);
			textSize(32);
			text("Escolher", 802, 147);
		}
	}
	else if(vencedor==1)
	{
		strokeWeight(1);
		stroke(255,255);
		fill(255,255);
		textSize(40);
		text("Vencedor:", 775, 110);

		noFill();
		stroke(255,0,0, 255);
		strokeWeight(15);

		line(860+25,15+25,350+695-24,200-24);
    	line(860+25,200-24,350+695-24,15+25);
	}
	else if(vencedor==2)
	{
		strokeWeight(1);
		stroke(255,255);
		fill(255,255);
		textSize(40);
		text("Vencedor:", 775, 110);

		noFill();
		stroke(0, 0,255, 255);
		strokeWeight(15);

		circle(860+93,15+93,68);
	}
	else if(vencedor==3)
	{
		strokeWeight(10);
		stroke(255,255);
		fill(0,128,0,255);
		textSize(125);
		text("Velha !!", 850, 110);
	}

	if(i==true && vencedor==1)
    {
    	xis++;
    	i=false;
    }
    if(i==true && vencedor==2)
    {
    	bolinha++;
    	i=false;
    }

    if(escolher==1)
    {
    	if(mouseX>720 && mouseX<720+166 && mouseY>25 && mouseY<25+166)
   		{
   			fill(255,50);
   			stroke(1,0);
   			rect(803-68-15,108-68-15,2*83,2*83,10);
   		}
   		if(posm()==104)
   		{
   			fill(255,50);
   			stroke(1,0);
   			rect(935-15,40-15,2*83,2*83,10);
   		}

    	noFill();
		strokeWeight(5);
		stroke(255,125);
		rect(803-68-15,108-68-15,2*83,2*83,10);
		rect(935-15,40-15,2*83,2*83,10);

    	noFill();
		stroke(0, 0,255, 255);
		strokeWeight(15);

		circle(803,108,68);

		noFill();
		stroke(255,0,0, 255);
		strokeWeight(15);

		line(935,40,1071,176);
   		line(935,176,1071,40);
    }

    strokeWeight(2);
	stroke(255,255);
	fill(255,255);
	textSize(70);
	textAlign(CENTER, CENTER);
	text("Placar\nX", 750+150, 300);

	noFill();
	stroke(0, 0,255, 255);
	strokeWeight(10);

	circle(832,336,30);

	noFill();
	stroke(255,0,0, 255);
	strokeWeight(10);

	line(1008,306,948,366);
   	line(948,306,1008,366);

   	strokeWeight(10);
	stroke(255,255);
	fill(0,0,0, 255);
	textSize(70);
	textAlign(CENTER, CENTER);
	text(bolinha, 750, 343);

	strokeWeight(10);
	stroke(255,255);
	fill(0,0,0, 255);
	textSize(70);
	textAlign(CENTER, CENTER);
	text(xis, 1065, 343);

	if(mouseX>1195 && mouseY<5 && mouseX<1200 && mouseY>0)
	{
		background(0,255);
		if(frameCount-made>60)
		{
			made=frameCount;
			if(made2==2)
			{
				made2=0;
			}
			else if(made2==1)
			{
				made2=2;
			}
			else 
			{
				made2=1;
			}
		}

		strokeWeight(1);
		stroke(255,255);
		fill(255,255);
		textSize(200);
		textAlign(CENTER, CENTER);
		text("Made by:", 600, 150);

		if(made2==0)
		{
			fill(255,255,0,255);
			stroke(255,255,0,255);
			strokeWeight(1);
			textSize(200);

			text("Thiago", 600, 425);
		}
		if(made2==1)
		{
			fill(255,0,0, 255);
			stroke(255,0,0, 255);
			strokeWeight(1);
			textSize(200);
			
			text("HP", 600, 425);
		}
		if(made2==2)
		{
			fill(0, 0,255, 255);
			stroke(0, 0,255, 255);
			strokeWeight(1);
			textSize(200);
			
			text("Jvpo", 600, 425);
		}
	}

	
}

function mouseClicked()
{
	if(vencedor==0 && vez!=0 && (trest<tBase-2500 || !cT))
	{
		if(posm()==11 && pos1[1]==0 && pos1[0]==0 &&(res==0 || res==1))
		{
			pos1[1]=vez;
			if(vez==1){vez=2;}
    	    else{vez=1;}
    	    res=1;
		}
		else if(posm()==12 && pos1[2]==0 && pos1[0]==0 &&(res==0 || res==1))
		{
			pos1[2]=vez;
			if(vez==1){vez=2;}
    	    else{vez=1;}
    	    res=2;
		}
		else if(posm()==13 && pos1[3]==0 && pos1[0]==0 &&(res==0 || res==1))
		{
			pos1[3]=vez;
			if(vez==1){vez=2;}
    	    else{vez=1;}
    	    res=3;
		}
		else if(posm()==14 && pos1[4]==0 && pos1[0]==0 &&(res==0 || res==1))
		{
			pos1[4]=vez;
			if(vez==1){vez=2;}
    	    else{vez=1;}
    	    res=4;
		}
		else if(posm()==15 && pos1[5]==0 && pos1[0]==0 &&(res==0 || res==1))
		{
			pos1[5]=vez;
			if(vez==1){vez=2;}
    	    else{vez=1;}
    	    res=5;
		}
		else if(posm()==16 && pos1[6]==0 && pos1[0]==0 &&(res==0 || res==1))
		{
			pos1[6]=vez;
			if(vez==1){vez=2;}
    	    else{vez=1;}
    	    res=6;
		}
		else if(posm()==17 && pos1[7]==0 && pos1[0]==0 &&(res==0 || res==1))
		{
			pos1[7]=vez;
			if(vez==1){vez=2;}
    	    else{vez=1;}
    	    res=7;
		}
		else if(posm()==18 && pos1[8]==0 && pos1[0]==0 &&(res==0 || res==1))
		{
			pos1[8]=vez;
			if(vez==1){vez=2;}
    	    else{vez=1;}
    	    res=8;
		}
		else if(posm()==19 && pos1[9]==0 && pos1[0]==0 &&(res==0 || res==1))
		{
			pos1[9]=vez;
			if(vez==1){vez=2;}
    	    else{vez=1;}
    	    res=9;
		}
                            //POS2
    	else if(posm()==21 && pos2[1]==0 && pos2[0]==0 &&(res==0 || res==2))
    	{
    	    pos2[1]=vez;
    	    if(vez==1){vez=2;}
    	    else{vez=1;}
    	    res=1;
    	}
    	else if(posm()==22 && pos2[2]==0 && pos2[0]==0 &&(res==0 || res==2))
    	{
    	    pos2[2]=vez;
    	    if(vez==1){vez=2;}
    	    else{vez=1;}
    	    res=2;
    	}
    	else if(posm()==23 && pos2[3]==0 && pos2[0]==0 &&(res==0 || res==2))
    	{
    	    pos2[3]=vez;
    	    if(vez==1){vez=2;}
    	    else{vez=1;}
    	    res=3;
    	}
    	else if(posm()==24 && pos2[4]==0 && pos2[0]==0 &&(res==0 || res==2))
    	{
    	    pos2[4]=vez;
    	    if(vez==1){vez=2;}
    	    else{vez=1;}
    	    res=4;
    	}
    	else if(posm()==25 && pos2[5]==0 && pos2[0]==0 &&(res==0 || res==2))
    	{
    	    pos2[5]=vez;
    	    if(vez==1){vez=2;}
    	    else{vez=1;}
    	    res=5;
    	}
    	else if(posm()==26 && pos2[6]==0 && pos2[0]==0 &&(res==0 || res==2))
    	{
    	    pos2[6]=vez;
    	    if(vez==1){vez=2;}
    	    else{vez=1;}
    	    res=6;
    	}
    	else if(posm()==27 && pos2[7]==0 && pos2[0]==0 &&(res==0 || res==2))
    	{
    	    pos2[7]=vez;
    	    if(vez==1){vez=2;}
    	    else{vez=1;}
    	    res=7;
    	}
    	else if(posm()==28 && pos2[8]==0 && pos2[0]==0 &&(res==0 || res==2))
    	{
    	    pos2[8]=vez;
    	    if(vez==1){vez=2;}
    	    else{vez=1;}
    	    res=8;
    	}
    	else if(posm()==29 && pos2[9]==0 && pos2[0]==0 &&(res==0 || res==2))
    	{
    	    pos2[9]=vez;
    	    if(vez==1){vez=2;}
    	    else{vez=1;}
    	    res=9;
    	}
                            //POS3
    	else if(posm()==31 && pos3[1]==0 && pos3[0]==0 &&(res==0 || res==3))
    	{
    	    pos3[1]=vez;
    	    if(vez==1){vez=2;}
    	    else{vez=1;}
    	    res=1;
    	}
    	else if(posm()==32 && pos3[2]==0 && pos3[0]==0 &&(res==0 || res==3))
    	{
    	    pos3[2]=vez;
    	    if(vez==1){vez=2;}
    	    else{vez=1;}
    	    res=2;
    	}
    	else if(posm()==33 && pos3[3]==0 && pos3[0]==0 &&(res==0 || res==3))
    	{
    	    pos3[3]=vez;
    	    if(vez==1){vez=2;}
    	    else{vez=1;}
    	    res=3;
    	}
    	else if(posm()==34 && pos3[4]==0 && pos3[0]==0 &&(res==0 || res==3))
    	{
    	    pos3[4]=vez;
    	    if(vez==1){vez=2;}
    	    else{vez=1;}
    	    res=4;
    	}
    	else if(posm()==35 && pos3[5]==0 && pos3[0]==0 &&(res==0 || res==3))
    	{
    	    pos3[5]=vez;
    	    if(vez==1){vez=2;}
    	    else{vez=1;}
    	    res=5;
    	}
    	else if(posm()==36 && pos3[6]==0 && pos3[0]==0 &&(res==0 || res==3))
    	{
    	    pos3[6]=vez;
    	    if(vez==1){vez=2;}
    	    else{vez=1;}
    	    res=6;
    	}
    	else if(posm()==37 && pos3[7]==0 && pos3[0]==0 &&(res==0 || res==3))
    	{
    	    pos3[7]=vez;
    	    if(vez==1){vez=2;}
    	    else{vez=1;}
    	    res=7;
    	}
    	else if(posm()==38 && pos3[8]==0 && pos3[0]==0 &&(res==0 || res==3))
    	{
    	    pos3[8]=vez;
    	    if(vez==1){vez=2;}
    	    else{vez=1;}
    	    res=8;
    	}
    	else if(posm()==39 && pos3[9]==0 && pos3[0]==0 &&(res==0 || res==3))
    	{
    	    pos3[9]=vez;
    	    if(vez==1){vez=2;}
    	    else{vez=1;}
    	    res=9;
    	}
                            //POS4
    	else if(posm()==41 && pos4[1]==0 && pos4[0]==0 &&(res==0 || res==4))
    	{
    	    pos4[1]=vez;
    	    if(vez==1){vez=2;}
    	    else{vez=1;}
    	    res=1;
    	}
    	else if(posm()==42 && pos4[2]==0 && pos4[0]==0 &&(res==0 || res==4))
    	{
    	    pos4[2]=vez;
    	    if(vez==1){vez=2;}
    	    else{vez=1;}
    	    res=2;
    	}
    	else if(posm()==43 && pos4[3]==0 && pos4[0]==0 &&(res==0 || res==4))
    	{
    	    pos4[3]=vez;
    	    if(vez==1){vez=2;}
    	    else{vez=1;}
    	    res=3;
    	}
    	else if(posm()==44 && pos4[4]==0 && pos4[0]==0 &&(res==0 || res==4))
    	{
    	    pos4[4]=vez;
    	    if(vez==1){vez=2;}
    	    else{vez=1;}
    	    res=4;
    	}
    	else if(posm()==45 && pos4[5]==0 && pos4[0]==0 &&(res==0 || res==4))
    	{
    	    pos4[5]=vez;
    	    if(vez==1){vez=2;}
    	    else{vez=1;}
    	    res=5;
    	}
    	else if(posm()==46 && pos4[6]==0 && pos4[0]==0 &&(res==0 || res==4))
    	{
    	    pos4[6]=vez;
    	    if(vez==1){vez=2;}
    	    else{vez=1;}
    	    res=6;
    	}
    	else if(posm()==47 && pos4[7]==0 && pos4[0]==0 &&(res==0 || res==4))
    	{
    	    pos4[7]=vez;
    	    if(vez==1){vez=2;}
    	    else{vez=1;}
    	    res=7;
    	}
    	else if(posm()==48 && pos4[8]==0 && pos4[0]==0 &&(res==0 || res==4))
    	{
    	    pos4[8]=vez;
    	    if(vez==1){vez=2;}
    	    else{vez=1;}
    	    res=8;
    	}
    	else if(posm()==49 && pos4[9]==0 && pos4[0]==0 &&(res==0 || res==4))
    	{
    	    pos4[9]=vez;
    	    if(vez==1){vez=2;}
    	    else{vez=1;}
    	    res=9;
    	}
                            //POS5
    	else if(posm()==51 && pos5[1]==0 && pos5[0]==0 &&(res==0 || res==5))
    	{
    	    pos5[1]=vez;
    	    if(vez==1){vez=2;}
    	    else{vez=1;}
    	    res=1;
    	}
    	else if(posm()==52 && pos5[2]==0 && pos5[0]==0 &&(res==0 || res==5))
    	{
    	    pos5[2]=vez;
    	    if(vez==1){vez=2;}
    	    else{vez=1;}
    	    res=2;
    	}
    	else if(posm()==53 && pos5[3]==0 && pos5[0]==0 &&(res==0 || res==5))
    	{
    	    pos5[3]=vez;
    	    if(vez==1){vez=2;}
    	    else{vez=1;}
    	    res=3;
    	}
    	else if(posm()==54 && pos5[4]==0 && pos5[0]==0 &&(res==0 || res==5))
    	{
    	    pos5[4]=vez;
    	    if(vez==1){vez=2;}
    	    else{vez=1;}
    	    res=4;
    	}
    	else if(posm()==55 && pos5[5]==0 && pos5[0]==0 &&(res==0 || res==5))
    	{
    	    pos5[5]=vez;
    	    if(vez==1){vez=2;}
    	    else{vez=1;}
    	    res=5;
    	}
    	else if(posm()==56 && pos5[6]==0 && pos5[0]==0 &&(res==0 || res==5))
    	{
    	    pos5[6]=vez;
    	    if(vez==1){vez=2;}
    	    else{vez=1;}
    	    res=6;
    	}
    	else if(posm()==57 && pos5[7]==0 && pos5[0]==0 &&(res==0 || res==5))
    	{
    	    pos5[7]=vez;
    	    if(vez==1){vez=2;}
    	    else{vez=1;}
    	    res=7;
    	}
    	else if(posm()==58 && pos5[8]==0 && pos5[0]==0 &&(res==0 || res==5))
    	{
    	    pos5[8]=vez;
    	    if(vez==1){vez=2;}
    	    else{vez=1;}
    	    res=8;
    	}
    	else if(posm()==59 && pos5[9]==0 && pos5[0]==0 &&(res==0 || res==5))
    	{
    	    pos5[9]=vez;
    	    if(vez==1){vez=2;}
    	    else{vez=1;}
    	    res=9;
    	}
                            //POS6
    	else if(posm()==61 && pos6[1]==0 && pos6[0]==0 &&(res==0 || res==6))
    	{
    	    pos6[1]=vez;
    	    if(vez==1){vez=2;}
    	    else{vez=1;}
    	    res=1;
    	}
    	else if(posm()==62 && pos6[2]==0 && pos6[0]==0 &&(res==0 || res==6))
    	{
    	    pos6[2]=vez;
    	    if(vez==1){vez=2;}
    	    else{vez=1;}
    	    res=2;
    	}
    	else if(posm()==63 && pos6[3]==0 && pos6[0]==0 &&(res==0 || res==6))
    	{
    	    pos6[3]=vez;
    	    if(vez==1){vez=2;}
    	    else{vez=1;}
    	    res=3;
    	}
    	else if(posm()==64 && pos6[4]==0 && pos6[0]==0 &&(res==0 || res==6))
    	{
    	    pos6[4]=vez;
    	    if(vez==1){vez=2;}
    	    else{vez=1;}
    	    res=4;
    	}
    	else if(posm()==65 && pos6[5]==0 && pos6[0]==0 &&(res==0 || res==6))
    	{
    	    pos6[5]=vez;
    	    if(vez==1){vez=2;}
    	    else{vez=1;}
    	    res=5;
    	}
    	else if(posm()==66 && pos6[6]==0 && pos6[0]==0 &&(res==0 || res==6))
    	{
    	    pos6[6]=vez;
    	    if(vez==1){vez=2;}
    	    else{vez=1;}
    	    res=6;
    	}
    	else if(posm()==67 && pos6[7]==0 && pos6[0]==0 &&(res==0 || res==6))
    	{
    	    pos6[7]=vez;
    	    if(vez==1){vez=2;}
    	    else{vez=1;}
    	    res=7;
    	}
    	else if(posm()==68 && pos6[8]==0 && pos6[0]==0 &&(res==0 || res==6))
    	{
    	    pos6[8]=vez;
    	    if(vez==1){vez=2;}
    	    else{vez=1;}
    	    res=8;
    	}
    	else if(posm()==69 && pos6[9]==0 && pos6[0]==0 &&(res==0 || res==6))
    	{
    	    pos6[9]=vez;
    	    if(vez==1){vez=2;}
    	    else{vez=1;}
    	    res=9;
    	}
                            //POS7
    	else if(posm()==71 && pos7[1]==0 && pos7[0]==0 &&(res==0 || res==7))
    	{
    	    pos7[1]=vez;
    	    if(vez==1){vez=2;}
    	    else{vez=1;}
    	    res=1;
    	}
    	else if(posm()==72 && pos7[2]==0 && pos7[0]==0 &&(res==0 || res==7))
    	{
    	    pos7[2]=vez;
    	    if(vez==1){vez=2;}
    	    else{vez=1;}
    	    res=2;
    	}
    	else if(posm()==73 && pos7[3]==0 && pos7[0]==0 &&(res==0 || res==7))
    	{
    	    pos7[3]=vez;
    	    if(vez==1){vez=2;}
    	    else{vez=1;}
    	    res=3;
    	}
    	else if(posm()==74 && pos7[4]==0 && pos7[0]==0 &&(res==0 || res==7))
    	{
    	    pos7[4]=vez;
    	    if(vez==1){vez=2;}
    	    else{vez=1;}
    	    res=4;
    	}
    	else if(posm()==75 && pos7[5]==0 && pos7[0]==0 &&(res==0 || res==7))
    	{
    	    pos7[5]=vez;
    	    if(vez==1){vez=2;}
    	    else{vez=1;}
    	    res=5;
    	}
    	else if(posm()==76 && pos7[6]==0 && pos7[0]==0 &&(res==0 || res==7))
    	{
    	    pos7[6]=vez;
    	    if(vez==1){vez=2;}
    	    else{vez=1;}
    	    res=6;
    	}
    	else if(posm()==77 && pos7[7]==0 && pos7[0]==0 &&(res==0 || res==7))
    	{
    	    pos7[7]=vez;
    	    if(vez==1){vez=2;}
    	    else{vez=1;}
    	    res=7;
    	}
    	else if(posm()==78 && pos7[8]==0 && pos7[0]==0 &&(res==0 || res==7))
    	{
    	    pos7[8]=vez;
    	    if(vez==1){vez=2;}
    	    else{vez=1;}
    	    res=8;
    	}
    	else if(posm()==79 && pos7[9]==0 && pos7[0]==0 &&(res==0 || res==7))
    	{
    	    pos7[9]=vez;
    	    if(vez==1){vez=2;}
    	    else{vez=1;}
    	    res=9;
    	}
                            //POS8
    	else if(posm()==81 && pos8[1]==0 && pos8[0]==0 &&(res==0 || res==8))
    	{
    	    pos8[1]=vez;
    	    if(vez==1){vez=2;}
    	    else{vez=1;}
    	    res=1;
    	}
    	else if(posm()==82 && pos8[2]==0 && pos8[0]==0 &&(res==0 || res==8))
    	{
    	    pos8[2]=vez;
    	    if(vez==1){vez=2;}
    	    else{vez=1;}
    	    res=2;
    	}
    	else if(posm()==83 && pos8[3]==0 && pos8[0]==0 &&(res==0 || res==8))
    	{
    	    pos8[3]=vez;
    	    if(vez==1){vez=2;}
    	    else{vez=1;}
    	    res=3;
    	}
    	else if(posm()==84 && pos8[4]==0 && pos8[0]==0 &&(res==0 || res==8))
    	{
    	    pos8[4]=vez;
    	    if(vez==1){vez=2;}
    	    else{vez=1;}
    	    res=4;
    	}
    	else if(posm()==85 && pos8[5]==0 && pos8[0]==0 &&(res==0 || res==8))
    	{
    	    pos8[5]=vez;
    	    if(vez==1){vez=2;}
    	    else{vez=1;}
    	    res=5;
    	}
    	else if(posm()==86 && pos8[6]==0 && pos8[0]==0 &&(res==0 || res==8))
   		{
        pos8[6]=vez;
        if(vez==1){vez=2;}
        else{vez=1;}
        res=6;
    	}
    	else if(posm()==87 && pos8[7]==0 && pos8[0]==0 &&(res==0 || res==8))
    	{
    	    pos8[7]=vez;
    	    if(vez==1){vez=2;}
    	    else{vez=1;}
    	    res=7;
    	}
    	else if(posm()==88 && pos8[8]==0 && pos8[0]==0 &&(res==0 || res==8))
    	{
    	    pos8[8]=vez;
    	    if(vez==1){vez=2;}
    	    else{vez=1;}
    	    res=8;
    	}
    	else if(posm()==89 && pos8[9]==0 && pos8[0]==0 &&(res==0 || res==8))
    	{
    	    pos8[9]=vez;
    	    if(vez==1){vez=2;}
    	    else{vez=1;}
    	    res=9;
    	}
    	                        //POS9
    	else if(posm()==91 && pos9[1]==0 && pos9[0]==0 &&(res==0 || res==9))
    	{
    	    pos9[1]=vez;
    	    if(vez==1){vez=2;}
    	    else{vez=1;}
    	    res=1;
    	}
    	else if(posm()==92 && pos9[2]==0 && pos9[0]==0 &&(res==0 || res==9))
    	{
    	    pos9[2]=vez;
    	    if(vez==1){vez=2;}
    	    else{vez=1;}
    	    res=2;
    	}
    	else if(posm()==93 && pos9[3]==0 && pos9[0]==0 &&(res==0 || res==9))
    	{
    	    pos9[3]=vez;
    	    if(vez==1){vez=2;}
    	    else{vez=1;}
    	    res=3;
    	}
    	else if(posm()==94 && pos9[4]==0 && pos9[0]==0 &&(res==0 || res==9))
    	{
    	    pos9[4]=vez;
    	    if(vez==1){vez=2;}
    	    else{vez=1;}
    	    res=4;
    	}
    	else if(posm()==95 && pos9[5]==0 && pos9[0]==0 &&(res==0 || res==9))
    	{
    	    pos9[5]=vez;
    	    if(vez==1){vez=2;}
    	    else{vez=1;}
    	    res=5;
    	}
    	else if(posm()==96 && pos9[6]==0 && pos9[0]==0 &&(res==0 || res==9))
    	{
    	    pos9[6]=vez;
    	    if(vez==1){vez=2;}
    	    else{vez=1;}
    	    res=6;
    	}
    	else if(posm()==97 && pos9[7]==0 && pos9[0]==0 &&(res==0 || res==9))
    	{
    	    pos9[7]=vez;
    	    if(vez==1){vez=2;}
    	    else{vez=1;}
    	    res=7;
    	}
    	else if(posm()==98 && pos9[8]==0 && pos9[0]==0 &&(res==0 || res==9))
    	{
    	    pos9[8]=vez;
    	    if(vez==1){vez=2;}
    	    else{vez=1;}
    	    res=8;
    	}
    	else if(posm()==99 && pos9[9]==0 && pos9[0]==0 &&(res==0 || res==9))
    	{
    	    pos9[9]=vez;
    	    if(vez==1){vez=2;}
    	    else{vez=1;}
    	    res=9;
    	}
    }

    if(posm()==101 && vencedor!=0)
    {
    	pos1=[0,0,0,0,0,0,0,0,0,0];
    	pos2=[0,0,0,0,0,0,0,0,0,0];
    	pos3=[0,0,0,0,0,0,0,0,0,0];
    
    	pos4=[0,0,0,0,0,0,0,0,0,0];
    	pos5=[0,0,0,0,0,0,0,0,0,0];
    	pos6=[0,0,0,0,0,0,0,0,0,0];

    	pos7=[0,0,0,0,0,0,0,0,0,0];
    	pos8=[0,0,0,0,0,0,0,0,0,0];
    	pos9=[0,0,0,0,0,0,0,0,0,0];

    	vez=0;
    	res=0;
    	vencedor=0;

    	i=true;
    }

    if(mouseX>720 && mouseX<720+166 && mouseY>25 && mouseY<25+166 && escolher==1)
   	{
   		vez=2;
   		escolher=0;
   	}
   	if(posm()==104 && escolher==1)
   	{
   		vez=1;
   		escolher=0;
   	}

    if(posm()==102 && vez==0 && escolher!=1)
    {
    	vez=random([1,2]);
    }
    if(posm()==103 && vez==0 && escolher!=1)
    {
    	escolher=1;
    }
	if(posm()==105 && vencedor==0 && vez==0)
	{
		cT=!cT;
	}
    
}	
	
function posm()
{
                                                                    //  POS1
	if(mouseX>30 && mouseX<82 && mouseY>30 && mouseY<82)
	{
		return 11;
	}
	else if(mouseX>82 && mouseX<134 && mouseY>30 && mouseY<82)
	{
		return 12;
	}
	else if(mouseX>134 && mouseX<186 && mouseY>30 && mouseY<82)
	{
		return 13;
	}
	else if(mouseX>30 && mouseX<82 && mouseY>82 && mouseY<134)
	{
		return 14;
	}
	else if(mouseX>82 && mouseX<134 && mouseY>82 && mouseY<134)
	{
		return 15;
	}
	else if(mouseX>134 && mouseX<186 && mouseY>82 && mouseY<134)
	{
		return 16;
	}
	else if(mouseX>30 && mouseX<82 && mouseY>134 && mouseY<186)
	{
		return 17;
	}
	else if(mouseX>82 && mouseX<134 && mouseY>134 && mouseY<186)
	{
		return 18;
	}
	else if(mouseX>134 && mouseX<186 && mouseY>134 && mouseY<186)
	{
		return 19;
	}
                                                                    //  POS2
    else if(mouseX>215 && mouseX<267 && mouseY>30 && mouseY<82)
    {
        return 21;
    }
    else if(mouseX>267 && mouseX<319 && mouseY>30 && mouseY<82)
    {
        return 22;
    }
    else if(mouseX>319 && mouseX<371 && mouseY>30 && mouseY<82)
    {
        return 23;
    }
    else if(mouseX>215 && mouseX<267 && mouseY>82 && mouseY<134)
    {
        return 24;
    }
    else if(mouseX>267 && mouseX<319 && mouseY>82 && mouseY<134)
    {
        return 25;
    }
    else if(mouseX>319 && mouseX<371 && mouseY>82 && mouseY<134)
    {
        return 26;
    }
    else if(mouseX>215 && mouseX<267 && mouseY>134 && mouseY<186)
    {
        return 27;
    }
    else if(mouseX>267 && mouseX<319 && mouseY>134 && mouseY<186)
    {
        return 28;
    }
    else if(mouseX>319 && mouseX<371 && mouseY>134 && mouseY<186)
    {
        return 29;
    }
                                                                    //  POS3
    else if(mouseX>400 && mouseX<452 && mouseY>30 && mouseY<82)
    {
        return 31;
    }
    else if(mouseX>452 && mouseX<504 && mouseY>30 && mouseY<82)
    {
        return 32;
    }
    else if(mouseX>504 && mouseX<556 && mouseY>30 && mouseY<82)
    {
        return 33;
    }
    else if(mouseX>400 && mouseX<452 && mouseY>82 && mouseY<134)
    {
        return 34;
    }
    else if(mouseX>452 && mouseX<504 && mouseY>82 && mouseY<134)
    {
        return 35;
    }
    else if(mouseX>504 && mouseX<556 && mouseY>82 && mouseY<134)
    {
        return 36;
    }
    else if(mouseX>400 && mouseX<452 && mouseY>134 && mouseY<186)
    {
        return 37;
    }
    else if(mouseX>452 && mouseX<504 && mouseY>134 && mouseY<186)
    {
        return 38;
    }
    else if(mouseX>504 && mouseX<556 && mouseY>134 && mouseY<186)
    {
        return 39;
    }
                                                                    //  POS4
    else if(mouseX>30 && mouseX<82 && mouseY>215 && mouseY<267)
    {
        return 41;
    }
    else if(mouseX>82 && mouseX<134 && mouseY>215 && mouseY<267)
    {
        return 42;
    }
    else if(mouseX>134 && mouseX<186 && mouseY>215 && mouseY<267)
    {
        return 43;
    }
    else if(mouseX>30 && mouseX<82 && mouseY>267 && mouseY<319)
    {
        return 44;
    }
    else if(mouseX>82 && mouseX<134 && mouseY>267 && mouseY<319)
    {
        return 45;
    }
    else if(mouseX>134 && mouseX<186 && mouseY>267 && mouseY<319)
    {
        return 46;
    }
    else if(mouseX>30 && mouseX<82 && mouseY>319 && mouseY<371)
    {
        return 47;
    }
    else if(mouseX>82 && mouseX<134 && mouseY>319 && mouseY<371)
    {
        return 48;
    }
    else if(mouseX>134 && mouseX<186 && mouseY>319 && mouseY<371)
    {
        return 49;
    }
                                                                    //  POS5
    else if(mouseX>215 && mouseX<267 && mouseY>215 && mouseY<267)
    {
        return 51;
    }
    else if(mouseX>267 && mouseX<319 && mouseY>215 && mouseY<267)
    {
        return 52;
    }
    else if(mouseX>319 && mouseX<371 && mouseY>215 && mouseY<267)
    {
        return 53;
    }
    else if(mouseX>215 && mouseX<267 && mouseY>267 && mouseY<319)
    {
        return 54;
    }
    else if(mouseX>267 && mouseX<319 && mouseY>267 && mouseY<319)
    {
        return 55;
    }
    else if(mouseX>319 && mouseX<371 && mouseY>267 && mouseY<319)
    {
        return 56;
    }
    else if(mouseX>215 && mouseX<267 && mouseY>319 && mouseY<371)
    {
        return 57;
    }
    else if(mouseX>267 && mouseX<319 && mouseY>319 && mouseY<371)
    {
        return 58;
    }
    else if(mouseX>319 && mouseX<371 && mouseY>319 && mouseY<371)
    {
        return 59;
    }
                                                                    //  POS6
    else if(mouseX>400 && mouseX<452 && mouseY>215 && mouseY<267)
    {
        return 61;
    }
    else if(mouseX>452 && mouseX<504 && mouseY>215 && mouseY<267)
    {
        return 62;
    }
    else if(mouseX>504 && mouseX<556 && mouseY>215 && mouseY<267)
    {
        return 63;
    }
    else if(mouseX>400 && mouseX<452 && mouseY>267 && mouseY<319)
    {
        return 64;
    }
    else if(mouseX>452 && mouseX<504 && mouseY>267 && mouseY<319)
    {
        return 65;
    }
    else if(mouseX>504 && mouseX<556 && mouseY>267 && mouseY<319)
    {
        return 66;
    }
    else if(mouseX>400 && mouseX<452 && mouseY>319 && mouseY<371)
    {
        return 67;
    }
    else if(mouseX>452 && mouseX<504 && mouseY>319 && mouseY<371)
    {
        return 68;
    }
    else if(mouseX>504 && mouseX<556 && mouseY>319 && mouseY<371)
    {
        return 69;
    }
                                                                    //  POS7
    else if(mouseX>30 && mouseX<82 && mouseY>400 && mouseY<452)
    {
        return 71;
    }
    else if(mouseX>82 && mouseX<134 && mouseY>400 && mouseY<452)
    {
        return 72;
    }
    else if(mouseX>134 && mouseX<186 && mouseY>400 && mouseY<452)
    {
        return 73;
    }
    else if(mouseX>30 && mouseX<82 && mouseY>452 && mouseY<504)
    {
        return 74;
    }
    else if(mouseX>82 && mouseX<134 && mouseY>452 && mouseY<504)
    {
        return 75;
    }
    else if(mouseX>134 && mouseX<186 && mouseY>452 && mouseY<504)
    {
        return 76;
    }
    else if(mouseX>30 && mouseX<82 && mouseY>504 && mouseY<556)
    {
        return 77;
    }
    else if(mouseX>82 && mouseX<134 && mouseY>504 && mouseY<556)
    {
        return 78;
    }
    else if(mouseX>134 && mouseX<186 && mouseY>504 && mouseY<556)
    {
        return 79;
    }
                                                                    //  POS8
    else if(mouseX>215 && mouseX<267 && mouseY>400 && mouseY<452)
    {
        return 81;
    }
    else if(mouseX>267 && mouseX<319 && mouseY>400 && mouseY<452)
    {
        return 82;
    }
    else if(mouseX>319 && mouseX<371 && mouseY>400 && mouseY<452)
    {
        return 83;
    }
    else if(mouseX>215 && mouseX<267 && mouseY>452 && mouseY<504)
    {
        return 84;
    }
    else if(mouseX>267 && mouseX<319 && mouseY>452 && mouseY<504)
    {
        return 85;
    }
    else if(mouseX>319 && mouseX<371 && mouseY>452 && mouseY<504)
    {
        return 86;
    }
    else if(mouseX>215 && mouseX<267 && mouseY>504 && mouseY<556)
    {
        return 87;
    }
    else if(mouseX>267 && mouseX<319 && mouseY>504 && mouseY<556)
    {
        return 88;
    }
    else if(mouseX>319 && mouseX<371 && mouseY>504 && mouseY<556)
    {
        return 89;
    }
                                                                    //  POS9
    else if(mouseX>400 && mouseX<452 && mouseY>400 && mouseY<452)
    {
        return 91;
    }
    else if(mouseX>452 && mouseX<504 && mouseY>400 && mouseY<452)
    {
        return 92;
    }
    else if(mouseX>504 && mouseX<556 && mouseY>400 && mouseY<452)
    {
        return 93;
    }
    else if(mouseX>400 && mouseX<452 && mouseY>452 && mouseY<504)
    {
        return 94;
    }
    else if(mouseX>452 && mouseX<504 && mouseY>452 && mouseY<504)
    {
        return 95;
    }
    else if(mouseX>504 && mouseX<556 && mouseY>452 && mouseY<504)
    {
        return 96;
    }
    else if(mouseX>400 && mouseX<452 && mouseY>504 && mouseY<556)
    {
        return 97;
    }
    else if(mouseX>452 && mouseX<504 && mouseY>504 && mouseY<556)
    {
        return 98;
    }
    else if(mouseX>504 && mouseX<556 && mouseY>504 && mouseY<556)
    {
        return 99;
    }

    if(mouseX>750 && mouseX<750+300 && mouseY>425 && mouseY<425+125)
    {
    	return 101;
    }
    if(mouseX>735 && mouseX<871 && mouseY>37 && mouseY<68+37)
    {
    	return 102;
    }
    if(mouseX>735 && mouseX<871 && mouseY>112 && mouseY<112+68)
    {
    	return 103;
    }

    if(mouseX>920 && mouseX<920+166 && mouseY>25 && mouseY<25+166)
    {
    	return 104;
    }

	if(dist(mouseX,mouseY,1065+125/2,425+125/2)<=130/2)
    {
    	return 105;
    }
}

function verificaMiniJogos()
{
	if(pos1[0]==0)									//POS1
	{
		if(pos1[1]!=0 && pos1[2]!=0 && pos1[3]!=0 && pos1[4]!=0 && pos1[5]!=0 && pos1[6]!=0 && pos1[7]!=0 && pos1[8]!=0 && pos1[9]!=0)
		{
			pos1[0]=3;
		}

		if(pos1[1]==1 && pos1[2]==1 && pos1[3]==1)
		{
			pos1[0]=1;
		}
		if(pos1[4]==1 && pos1[5]==1 && pos1[6]==1)
		{
			pos1[0]=1;
		}
		if(pos1[7]==1 && pos1[8]==1 && pos1[9]==1)
		{
			pos1[0]=1;
		}

		if(pos1[1]==1 && pos1[4]==1 && pos1[7]==1)
		{
			pos1[0]=1;
		}
		if(pos1[2]==1 && pos1[5]==1 && pos1[8]==1)
		{
			pos1[0]=1;
		}
		if(pos1[3]==1 && pos1[6]==1 && pos1[9]==1)
		{
			pos1[0]=1;
		}

		if(pos1[1]==1 && pos1[5]==1 && pos1[9]==1)
		{
			pos1[0]=1;
		}
		if(pos1[3]==1 && pos1[5]==1 && pos1[7]==1)
		{
			pos1[0]=1;
		}

		if(pos1[1]==2 && pos1[2]==2 && pos1[3]==2)
		{
			pos1[0]=2;
		}
		if(pos1[4]==2 && pos1[5]==2 && pos1[6]==2)
		{
			pos1[0]=2;
		}
		if(pos1[7]==2 && pos1[8]==2 && pos1[9]==2)
		{
			pos1[0]=2;
		}

		if(pos1[1]==2 && pos1[4]==2 && pos1[7]==2)
		{
			pos1[0]=2;
		}
		if(pos1[2]==2 && pos1[5]==2 && pos1[8]==2)
		{
			pos1[0]=2;
		}
		if(pos1[3]==2 && pos1[6]==2 && pos1[9]==2)
		{
			pos1[0]=2;
		}

		if(pos1[1]==2 && pos1[5]==2 && pos1[9]==2)
		{
			pos1[0]=2;
		}
		if(pos1[3]==2 && pos1[5]==2 && pos1[7]==2)
		{
			pos1[0]=2;
		}
	}

	if(pos2[0]==0)									//pos2
	{
		if(pos2[1]!=0 && pos2[2]!=0 && pos2[3]!=0 && pos2[4]!=0 && pos2[5]!=0 && pos2[6]!=0 && pos2[7]!=0 && pos2[8]!=0 && pos2[9]!=0)
		{
			pos2[0]=3;
		}

		if(pos2[1]==1 && pos2[2]==1 && pos2[3]==1)
		{
			pos2[0]=1;
		}
		if(pos2[4]==1 && pos2[5]==1 && pos2[6]==1)
		{
			pos2[0]=1;
		}
		if(pos2[7]==1 && pos2[8]==1 && pos2[9]==1)
		{
			pos2[0]=1;
		}

		if(pos2[1]==1 && pos2[4]==1 && pos2[7]==1)
		{
			pos2[0]=1;
		}
		if(pos2[2]==1 && pos2[5]==1 && pos2[8]==1)
		{
			pos2[0]=1;
		}
		if(pos2[3]==1 && pos2[6]==1 && pos2[9]==1)
		{
			pos2[0]=1;
		}

		if(pos2[1]==1 && pos2[5]==1 && pos2[9]==1)
		{
			pos2[0]=1;
		}
		if(pos2[3]==1 && pos2[5]==1 && pos2[7]==1)
		{
			pos2[0]=1;
		}

		if(pos2[1]==2 && pos2[2]==2 && pos2[3]==2)
		{
			pos2[0]=2;
		}
		if(pos2[4]==2 && pos2[5]==2 && pos2[6]==2)
		{
			pos2[0]=2;
		}
		if(pos2[7]==2 && pos2[8]==2 && pos2[9]==2)
		{
			pos2[0]=2;
		}

		if(pos2[1]==2 && pos2[4]==2 && pos2[7]==2)
		{
			pos2[0]=2;
		}
		if(pos2[2]==2 && pos2[5]==2 && pos2[8]==2)
		{
			pos2[0]=2;
		}
		if(pos2[3]==2 && pos2[6]==2 && pos2[9]==2)
		{
			pos2[0]=2;
		}

		if(pos2[1]==2 && pos2[5]==2 && pos2[9]==2)
		{
			pos2[0]=2;
		}
		if(pos2[3]==2 && pos2[5]==2 && pos2[7]==2)
		{
			pos2[0]=2;
		}
	}

	if(pos3[0]==0)									//pos3
	{
		if(pos3[1]!=0 && pos3[2]!=0 && pos3[3]!=0 && pos3[4]!=0 && pos3[5]!=0 && pos3[6]!=0 && pos3[7]!=0 && pos3[8]!=0 && pos3[9]!=0)
		{
			pos3[0]=3;
		}

		if(pos3[1]==1 && pos3[2]==1 && pos3[3]==1)
		{
			pos3[0]=1;
		}
		if(pos3[4]==1 && pos3[5]==1 && pos3[6]==1)
		{
			pos3[0]=1;
		}
		if(pos3[7]==1 && pos3[8]==1 && pos3[9]==1)
		{
			pos3[0]=1;
		}

		if(pos3[1]==1 && pos3[4]==1 && pos3[7]==1)
		{
			pos3[0]=1;
		}
		if(pos3[2]==1 && pos3[5]==1 && pos3[8]==1)
		{
			pos3[0]=1;
		}
		if(pos3[3]==1 && pos3[6]==1 && pos3[9]==1)
		{
			pos3[0]=1;
		}

		if(pos3[1]==1 && pos3[5]==1 && pos3[9]==1)
		{
			pos3[0]=1;
		}
		if(pos3[3]==1 && pos3[5]==1 && pos3[7]==1)
		{
			pos3[0]=1;
		}

		if(pos3[1]==2 && pos3[2]==2 && pos3[3]==2)
		{
			pos3[0]=2;
		}
		if(pos3[4]==2 && pos3[5]==2 && pos3[6]==2)
		{
			pos3[0]=2;
		}
		if(pos3[7]==2 && pos3[8]==2 && pos3[9]==2)
		{
			pos3[0]=2;
		}

		if(pos3[1]==2 && pos3[4]==2 && pos3[7]==2)
		{
			pos3[0]=2;
		}
		if(pos3[2]==2 && pos3[5]==2 && pos3[8]==2)
		{
			pos3[0]=2;
		}
		if(pos3[3]==2 && pos3[6]==2 && pos3[9]==2)
		{
			pos3[0]=2;
		}

		if(pos3[1]==2 && pos3[5]==2 && pos3[9]==2)
		{
			pos3[0]=2;
		}
		if(pos3[3]==2 && pos3[5]==2 && pos3[7]==2)
		{
			pos3[0]=2;
		}
	}

	if(pos4[0]==0)									//pos4
	{
		if(pos4[1]!=0 && pos4[2]!=0 && pos4[3]!=0 && pos4[4]!=0 && pos4[5]!=0 && pos4[6]!=0 && pos4[7]!=0 && pos4[8]!=0 && pos4[9]!=0)
		{
			pos4[0]=3;
		}

		if(pos4[1]==1 && pos4[2]==1 && pos4[3]==1)
		{
			pos4[0]=1;
		}
		if(pos4[4]==1 && pos4[5]==1 && pos4[6]==1)
		{
			pos4[0]=1;
		}
		if(pos4[7]==1 && pos4[8]==1 && pos4[9]==1)
		{
			pos4[0]=1;
		}

		if(pos4[1]==1 && pos4[4]==1 && pos4[7]==1)
		{
			pos4[0]=1;
		}
		if(pos4[2]==1 && pos4[5]==1 && pos4[8]==1)
		{
			pos4[0]=1;
		}
		if(pos4[3]==1 && pos4[6]==1 && pos4[9]==1)
		{
			pos4[0]=1;
		}

		if(pos4[1]==1 && pos4[5]==1 && pos4[9]==1)
		{
			pos4[0]=1;
		}
		if(pos4[3]==1 && pos4[5]==1 && pos4[7]==1)
		{
			pos4[0]=1;
		}

		if(pos4[1]==2 && pos4[2]==2 && pos4[3]==2)
		{
			pos4[0]=2;
		}
		if(pos4[4]==2 && pos4[5]==2 && pos4[6]==2)
		{
			pos4[0]=2;
		}
		if(pos4[7]==2 && pos4[8]==2 && pos4[9]==2)
		{
			pos4[0]=2;
		}

		if(pos4[1]==2 && pos4[4]==2 && pos4[7]==2)
		{
			pos4[0]=2;
		}
		if(pos4[2]==2 && pos4[5]==2 && pos4[8]==2)
		{
			pos4[0]=2;
		}
		if(pos4[3]==2 && pos4[6]==2 && pos4[9]==2)
		{
			pos4[0]=2;
		}

		if(pos4[1]==2 && pos4[5]==2 && pos4[9]==2)
		{
			pos4[0]=2;
		}
		if(pos4[3]==2 && pos4[5]==2 && pos4[7]==2)
		{
			pos4[0]=2;
		}
	}

	if(pos5[0]==0)									//pos5
	{
		if(pos5[1]!=0 && pos5[2]!=0 && pos5[3]!=0 && pos5[4]!=0 && pos5[5]!=0 && pos5[6]!=0 && pos5[7]!=0 && pos5[8]!=0 && pos5[9]!=0)
		{
			pos5[0]=3;
		}

		if(pos5[1]==1 && pos5[2]==1 && pos5[3]==1)
		{
			pos5[0]=1;
		}
		if(pos5[4]==1 && pos5[5]==1 && pos5[6]==1)
		{
			pos5[0]=1;
		}
		if(pos5[7]==1 && pos5[8]==1 && pos5[9]==1)
		{
			pos5[0]=1;
		}

		if(pos5[1]==1 && pos5[4]==1 && pos5[7]==1)
		{
			pos5[0]=1;
		}
		if(pos5[2]==1 && pos5[5]==1 && pos5[8]==1)
		{
			pos5[0]=1;
		}
		if(pos5[3]==1 && pos5[6]==1 && pos5[9]==1)
		{
			pos5[0]=1;
		}

		if(pos5[1]==1 && pos5[5]==1 && pos5[9]==1)
		{
			pos5[0]=1;
		}
		if(pos5[3]==1 && pos5[5]==1 && pos5[7]==1)
		{
			pos5[0]=1;
		}

		if(pos5[1]==2 && pos5[2]==2 && pos5[3]==2)
		{
			pos5[0]=2;
		}
		if(pos5[4]==2 && pos5[5]==2 && pos5[6]==2)
		{
			pos5[0]=2;
		}
		if(pos5[7]==2 && pos5[8]==2 && pos5[9]==2)
		{
			pos5[0]=2;
		}

		if(pos5[1]==2 && pos5[4]==2 && pos5[7]==2)
		{
			pos5[0]=2;
		}
		if(pos5[2]==2 && pos5[5]==2 && pos5[8]==2)
		{
			pos5[0]=2;
		}
		if(pos5[3]==2 && pos5[6]==2 && pos5[9]==2)
		{
			pos5[0]=2;
		}

		if(pos5[1]==2 && pos5[5]==2 && pos5[9]==2)
		{
			pos5[0]=2;
		}
		if(pos5[3]==2 && pos5[5]==2 && pos5[7]==2)
		{
			pos5[0]=2;
		}
	}

	if(pos6[0]==0)									//pos6
	{
		if(pos6[1]!=0 && pos6[2]!=0 && pos6[3]!=0 && pos6[4]!=0 && pos6[5]!=0 && pos6[6]!=0 && pos6[7]!=0 && pos6[8]!=0 && pos6[9]!=0)
		{
			pos6[0]=3;
		}

		if(pos6[1]==1 && pos6[2]==1 && pos6[3]==1)
		{
			pos6[0]=1;
		}
		if(pos6[4]==1 && pos6[5]==1 && pos6[6]==1)
		{
			pos6[0]=1;
		}
		if(pos6[7]==1 && pos6[8]==1 && pos6[9]==1)
		{
			pos6[0]=1;
		}

		if(pos6[1]==1 && pos6[4]==1 && pos6[7]==1)
		{
			pos6[0]=1;
		}
		if(pos6[2]==1 && pos6[5]==1 && pos6[8]==1)
		{
			pos6[0]=1;
		}
		if(pos6[3]==1 && pos6[6]==1 && pos6[9]==1)
		{
			pos6[0]=1;
		}

		if(pos6[1]==1 && pos6[5]==1 && pos6[9]==1)
		{
			pos6[0]=1;
		}
		if(pos6[3]==1 && pos6[5]==1 && pos6[7]==1)
		{
			pos6[0]=1;
		}

		if(pos6[1]==2 && pos6[2]==2 && pos6[3]==2)
		{
			pos6[0]=2;
		}
		if(pos6[4]==2 && pos6[5]==2 && pos6[6]==2)
		{
			pos6[0]=2;
		}
		if(pos6[7]==2 && pos6[8]==2 && pos6[9]==2)
		{
			pos6[0]=2;
		}

		if(pos6[1]==2 && pos6[4]==2 && pos6[7]==2)
		{
			pos6[0]=2;
		}
		if(pos6[2]==2 && pos6[5]==2 && pos6[8]==2)
		{
			pos6[0]=2;
		}
		if(pos6[3]==2 && pos6[6]==2 && pos6[9]==2)
		{
			pos6[0]=2;
		}

		if(pos6[1]==2 && pos6[5]==2 && pos6[9]==2)
		{
			pos6[0]=2;
		}
		if(pos6[3]==2 && pos6[5]==2 && pos6[7]==2)
		{
			pos6[0]=2;
		}
	}

	if(pos7[0]==0)									//pos7
	{
		if(pos7[1]!=0 && pos7[2]!=0 && pos7[3]!=0 && pos7[4]!=0 && pos7[5]!=0 && pos7[6]!=0 && pos7[7]!=0 && pos7[8]!=0 && pos7[9]!=0)
		{
			pos7[0]=3;
		}

		if(pos7[1]==1 && pos7[2]==1 && pos7[3]==1)
		{
			pos7[0]=1;
		}
		if(pos7[4]==1 && pos7[5]==1 && pos7[6]==1)
		{
			pos7[0]=1;
		}
		if(pos7[7]==1 && pos7[8]==1 && pos7[9]==1)
		{
			pos7[0]=1;
		}

		if(pos7[1]==1 && pos7[4]==1 && pos7[7]==1)
		{
			pos7[0]=1;
		}
		if(pos7[2]==1 && pos7[5]==1 && pos7[8]==1)
		{
			pos7[0]=1;
		}
		if(pos7[3]==1 && pos7[6]==1 && pos7[9]==1)
		{
			pos7[0]=1;
		}

		if(pos7[1]==1 && pos7[5]==1 && pos7[9]==1)
		{
			pos7[0]=1;
		}
		if(pos7[3]==1 && pos7[5]==1 && pos7[7]==1)
		{
			pos7[0]=1;
		}

		if(pos7[1]==2 && pos7[2]==2 && pos7[3]==2)
		{
			pos7[0]=2;
		}
		if(pos7[4]==2 && pos7[5]==2 && pos7[6]==2)
		{
			pos7[0]=2;
		}
		if(pos7[7]==2 && pos7[8]==2 && pos7[9]==2)
		{
			pos7[0]=2;
		}

		if(pos7[1]==2 && pos7[4]==2 && pos7[7]==2)
		{
			pos7[0]=2;
		}
		if(pos7[2]==2 && pos7[5]==2 && pos7[8]==2)
		{
			pos7[0]=2;
		}
		if(pos7[3]==2 && pos7[6]==2 && pos7[9]==2)
		{
			pos7[0]=2;
		}

		if(pos7[1]==2 && pos7[5]==2 && pos7[9]==2)
		{
			pos7[0]=2;
		}
		if(pos7[3]==2 && pos7[5]==2 && pos7[7]==2)
		{
			pos7[0]=2;
		}
	}

	if(pos8[0]==0)									//pos8
	{
		if(pos8[1]!=0 && pos8[2]!=0 && pos8[3]!=0 && pos8[4]!=0 && pos8[5]!=0 && pos8[6]!=0 && pos8[7]!=0 && pos8[8]!=0 && pos8[9]!=0)
		{
			pos8[0]=3;
		}

		if(pos8[1]==1 && pos8[2]==1 && pos8[3]==1)
		{
			pos8[0]=1;
		}
		if(pos8[4]==1 && pos8[5]==1 && pos8[6]==1)
		{
			pos8[0]=1;
		}
		if(pos8[7]==1 && pos8[8]==1 && pos8[9]==1)
		{
			pos8[0]=1;
		}

		if(pos8[1]==1 && pos8[4]==1 && pos8[7]==1)
		{
			pos8[0]=1;
		}
		if(pos8[2]==1 && pos8[5]==1 && pos8[8]==1)
		{
			pos8[0]=1;
		}
		if(pos8[3]==1 && pos8[6]==1 && pos8[9]==1)
		{
			pos8[0]=1;
		}

		if(pos8[1]==1 && pos8[5]==1 && pos8[9]==1)
		{
			pos8[0]=1;
		}
		if(pos8[3]==1 && pos8[5]==1 && pos8[7]==1)
		{
			pos8[0]=1;
		}

		if(pos8[1]==2 && pos8[2]==2 && pos8[3]==2)
		{
			pos8[0]=2;
		}
		if(pos8[4]==2 && pos8[5]==2 && pos8[6]==2)
		{
			pos8[0]=2;
		}
		if(pos8[7]==2 && pos8[8]==2 && pos8[9]==2)
		{
			pos8[0]=2;
		}

		if(pos8[1]==2 && pos8[4]==2 && pos8[7]==2)
		{
			pos8[0]=2;
		}
		if(pos8[2]==2 && pos8[5]==2 && pos8[8]==2)
		{
			pos8[0]=2;
		}
		if(pos8[3]==2 && pos8[6]==2 && pos8[9]==2)
		{
			pos8[0]=2;
		}

		if(pos8[1]==2 && pos8[5]==2 && pos8[9]==2)
		{
			pos8[0]=2;
		}
		if(pos8[3]==2 && pos8[5]==2 && pos8[7]==2)
		{
			pos8[0]=2;
		}
	}

	if(pos9[0]==0)									//pos9
	{
		if(pos9[1]!=0 && pos9[2]!=0 && pos9[3]!=0 && pos9[4]!=0 && pos9[5]!=0 && pos9[6]!=0 && pos9[7]!=0 && pos9[8]!=0 && pos9[9]!=0)
		{
			pos9[0]=3;
		}

		if(pos9[1]==1 && pos9[2]==1 && pos9[3]==1)
		{
			pos9[0]=1;
		}
		if(pos9[4]==1 && pos9[5]==1 && pos9[6]==1)
		{
			pos9[0]=1;
		}
		if(pos9[7]==1 && pos9[8]==1 && pos9[9]==1)
		{
			pos9[0]=1;
		}

		if(pos9[1]==1 && pos9[4]==1 && pos9[7]==1)
		{
			pos9[0]=1;
		}
		if(pos9[2]==1 && pos9[5]==1 && pos9[8]==1)
		{
			pos9[0]=1;
		}
		if(pos9[3]==1 && pos9[6]==1 && pos9[9]==1)
		{
			pos9[0]=1;
		}

		if(pos9[1]==1 && pos9[5]==1 && pos9[9]==1)
		{
			pos9[0]=1;
		}
		if(pos9[3]==1 && pos9[5]==1 && pos9[7]==1)
		{
			pos9[0]=1;
		}

		if(pos9[1]==2 && pos9[2]==2 && pos9[3]==2)
		{
			pos9[0]=2;
		}
		if(pos9[4]==2 && pos9[5]==2 && pos9[6]==2)
		{
			pos9[0]=2;
		}
		if(pos9[7]==2 && pos9[8]==2 && pos9[9]==2)
		{
			pos9[0]=2;
		}

		if(pos9[1]==2 && pos9[4]==2 && pos9[7]==2)
		{
			pos9[0]=2;
		}
		if(pos9[2]==2 && pos9[5]==2 && pos9[8]==2)
		{
			pos9[0]=2;
		}
		if(pos9[3]==2 && pos9[6]==2 && pos9[9]==2)
		{
			pos9[0]=2;
		}

		if(pos9[1]==2 && pos9[5]==2 && pos9[9]==2)
		{
			pos9[0]=2;
		}
		if(pos9[3]==2 && pos9[5]==2 && pos9[7]==2)
		{
			pos9[0]=2;
		}
	}
}

function ajustares()
{
	if(res==1 && pos1[0]!=0)
	{
		res=0;
	}
	if(res==2 && pos2[0]!=0)
	{
		res=0;
	}
	if(res==3 && pos3[0]!=0)
	{
		res=0;
	}
	if(res==4 && pos4[0]!=0)
	{
		res=0;
	}
	if(res==5 && pos5[0]!=0)
	{
		res=0;
	}
	if(res==6 && pos6[0]!=0)
	{
		res=0;
	}
	if(res==7 && pos7[0]!=0)
	{
		res=0;
	}
	if(res==8 && pos8[0]!=0)
	{
		res=0;
	}
	if(res==9 && pos9[0]!=0)
	{
		res=0;
	}
}

function tempoRestante()
{
	if(vencedor==0 && vez!=0)
	{
		strokeWeight(5);
		stroke(255,150);
		fill(255,120);
		rect(1065,425,125,125,150);
	}
	else
	{
		strokeWeight(5);
		stroke(255,150);
		fill(255,165,0);
		rect(1065,425,125,125,150);
		
		if(posm()==105)
		{
			strokeWeight(5);
			stroke(255,150);
			fill(255,50);
			rect(1065,425,125,125,150);
		}
	}
	
	if(cT)
	{
		if(vencedor==0 && vez!=0)
		{
			if(vezA!=vez)
			{
				vezA=vez;
				tempor=millis();
			}

			trest=tBase-(millis()-tempor);

			if(trest<=0)
			{
				vez+=1;
				if(vez==3)
				vez=1;
				res=0;
				trest=0;
			}
		}

		if(escolher==0 && vencedor==0)
		{
			stroke(0,0);
			fill(map(trest,tBase,0,0,255),map(trest,tBase,0,255,0),0);
			rect(934,100,map(trest,tBase,0,200,0),35);

			noFill();
			stroke(192);
			strokeWeight(4);
			rect(934,100,200,35);
			

			fill(0);
			stroke(255);
			textSize(30);
			strokeWeight(3);
			text(round(trest/1000),1033,75);
			fill(255);
			strokeWeight(0);
			text("Tempo Restante:",1033,35);
		}
	}

	strokeWeight(1);
	stroke(255);
	fill(0);
	textSize(50);
	textAlign(CENTER, CENTER);
	if(cT)
	text("T:on", 750+380, 425+125/2);
	else
	text("T:off", 750+380, 425+125/2);
}
// ── adaptative.js
var objeto
var objAR

window.addEventListener('load', () => {
    console.log(1)
    objeto = document.querySelector("canvas")
    objAR = objeto.width/objeto.height
    setSize()
})

window.addEventListener('resize', setSize)

function setSize() {
    scrAR = window.innerWidth/window.innerHeight

    if(objAR < scrAR) {
        objeto.style.width = "auto"
        objeto.style.height = "100%"
    }
    else {
        objeto.style.width = "100%"
        objeto.style.height = "auto"
    }
}
// ── game.js
class Board {
    constructor(x, y, size, layer, parent, pos) {
        this.x = x
        this.y = y
        this.size = size
        this.layer = layer
        this.parent = parent
        this.pos = pos

        this._restrict = -1
        this.t = new Array(9)
        for(let i = 0; i < 9; i++)
            this.t[i] = new Void()

        if(layer + 1 <= maxlayer) {
            this.createInnerBoards()
        }
    }

    static create() {
        let b = new Board(0,0 , height, 0, undefined, undefined)
        b.draw()
        return  b
    }

    get type() {
        return 'B'
    }

    drawHover() {
        let hoverPos = this.positionDiscover(mouseX, mouseY)
        if(hoverPos == -1 || (this.restrict != -1 && hoverPos != this.restrict)) return
        if(this.t[hoverPos].type == 'B') {
            this.t[hoverPos].drawHover(mouseX, mouseY)
            return
        }
        if(this.t[hoverPos].type != 'V') return

        let w = this.size/60
        let margin = 2*w
        let d = (this.size-2*margin)/3
        let br = 2.5*w

        let hX = hoverPos%3
        let hY = Math.floor(hoverPos/3)
        
        let cellX = this.x+margin + d*hX
        let cellY = this.y+margin + d*hY

        let innerSize = (this.size-2*margin-2*w)/3

        let pX = this.x+margin + (innerSize+w)*hX
        let pY = this.y+margin + (innerSize+w)*hY

        let p
        if (turn == 'X')
            p = new X_Piece(pX, pY, innerSize)
        else if (turn == 'O')
            p = new O_Piece(pX, pY, innerSize)
        
        p.draw()
        
        strokeWeight(0)
        fill(255,255,255,75)
        
        if(hoverPos == 0)
            rect(cellX, cellY, d, d, br,0,0,0)
        else if(hoverPos == 2)
            rect(cellX, cellY, d, d, 0,br,0,0)
        else if(hoverPos == 6)
            rect(cellX, cellY, d, d, 0,0,0,br)
        else if(hoverPos == 8)
            rect(cellX, cellY, d, d, 0,0,br,0)
        else
            rect(cellX, cellY, d, d)
    }

    draw(restrictOverride) {
        if(this.layer == 0) {
            gsb.clear()
            gsb.stroke(212,175,55)
        }
        else if(restrictOverride || !this.hasPlay())
            gsb.stroke(100)
        else
            gsb.stroke(255)
        let w = this.size/60
        gsb.strokeWeight(w)

        let margin = 2*w
        for(let i = 1; i < 3; i++) {
            let d = margin + (i/3) * (this.size - 2*margin)
            gsb.line(this.x+d       , this.y+margin, this.x+d               , this.y+this.size-margin)
            gsb.line(this.x  +margin, this.y+d     , this.x+this.size-margin, this.y+d               )
        }

        for(let x = 0; x < 3; x++)
        for(let y = 0; y < 3; y++) {
            let type = this.t[3*y+x].type

            let restrictOverrideChild = false
            if(restrictOverride || (this.restrict != -1 && this.restrict != 3*y+x))
                restrictOverrideChild=true

            if(type != 'V')
                this.t[3*y+x].draw(restrictOverrideChild)
        }
    }

    drawWinPieces() {
        for(let i = 0; i < 9; i++) 
            if((this.t[i].type == 'X' || this.t[i].type == 'O') && this.t[i].winPiece) 
                this.t[i].draw()
    }

    createInnerBoards() {
        let w = this.size/60
        let margin = 2*w
        let innerSize = (this.size-2*margin-2*w)/3

        for(let x = 0; x < 3; x++)
        for(let y = 0; y < 3; y++) {
            let bX = this.x+margin + (innerSize+w)*x 
            let bY = this.y+margin + (innerSize+w)*y

            this.t[3*y+x] = new Board(bX, bY, innerSize, this.layer+1, this, 3*y+x)
        }
    }

    checkPiece(p) {
        let pos
        for(let x = 0; x < 3; x++)
        for(let y = 0; y < 3; y++) { // checkVertical
            pos = 3*y+x
            if(this.t[pos].type != p)
                break
            if(y == 2)
                return true
        }

        for(let y = 0; y < 3; y++)
        for(let x = 0; x < 3; x++) { // checkHorizontal
            pos = 3*y+x
            if(this.t[pos].type != p)
                break
            if(x == 2)
                return true
        }

        // checkDiagonals
        if(this.t[4].type == p) {// center
            if(this.t[0].type == p && this.t[8].type == p) return true
            if(this.t[2].type == p && this.t[6].type == p) return true
        }

        return false
    }

    check() {
        if(this.checkPiece('X'))
            return 'X'
        if(this.checkPiece('O'))
            return 'O'
        return -1
    }

    addPiece(type, x, y) {
        let w = this.size/60
        let margin = 2*w
        let innerSize = (this.size-2*margin-2*w)/3

        let pX = this.x+margin + (innerSize+w)*x
        let pY = this.y+margin + (innerSize+w)*y

        let p
        if (type == 'X')
            p = new X_Piece(pX, pY, innerSize, true)
        else if (type == 'O')
            p = new O_Piece(pX, pY, innerSize, true)
        
        this.t[3*y+x] = p

        let c = this.check()
        if(c != -1) { // board is completed
            if(this.layer == 0) { // case main board is completed, game over
                this.setWinPieces(c)
                gameOver(c)
            }
            else
                this.parent.addPiece(c, this.pos%3, Math.floor(this.pos/3))
        }
        if( (c == -1 && this.layer != 0) || (c != -1 && this.layer == 1) ) {
            this.parent.restrict = 3*y+x
            if(this.parent.t[3*y+x] != undefined && this.parent.t[3*y+x].type == 'B')
                this.parent.t[3*y+x].removeRestrict()
        }
    }

    get restrict() {
        return this._restrict
    }

    set restrict(r) {
        if(this.t[r].type != 'B' || !this.t[r].hasPlay()) this.removeRestrict()
        else this._restrict = r
        if(this.parent != undefined)
            this.parent.restrict = this.pos
    }

    removeRestrict() {
        this._restrict = -1
        for(let i = 0; i < 9; i++)
            if(this.t[i] != undefined && this.t[i].type == 'B')
                this.t[i].removeRestrict()
    }

    positionDiscover(mX, mY) {
        let pos = -1
        let x, y

        let w = this.size/60
        let margin = 2*w
        let innerSize = (this.size-2*margin-2*w)/3

        for(x = 0; x < 3 && pos == -1; x++)
        for(y = 0; y < 3 && pos == -1; y++) {
            let cellX = this.x+margin + (innerSize+w)*x
            let cellY = this.y+margin + (innerSize+w)*y
            
            if(mX >= cellX && mX <= cellX+innerSize && mY >= cellY && mY <= cellY+innerSize)
                pos = 3*y+x
        }
        
        return pos
    }

    processMousePress(mX, mY) {
        let pos = this.positionDiscover(mX, mY)
        if(pos == -1) return // not inside a cell

        let x = pos%3
        let y = Math.floor(pos/3)

        if(this.restrict != -1 && this.restrict != pos) return // invalid position to play

        if(this.t[pos].type == 'V') {
            this.addPiece(turn, x, y)
            passTurn()
            return
        }

        if(this.t[pos].type == 'B')
            this.t[pos].processMousePress(mX, mY)
    }

    hasPlay() {
        for(let i = 0; i < 9; i++) {
            if(this.t[i].type == 'V') return true
            if(this.t[i].type == 'B' && this.t[i].hasPlay()) return true
        }
        return false
    }

    setWinPieces(p) {
        let pos
        for(let x = 0; x < 3; x++)
        for(let y = 0; y < 3; y++) { // checkVertical
            pos = 3*y+x
            if(this.t[pos].type != p)
                break
            if(y == 2) {
                for(let y2 = 0; y2 < 3; y2++)
                    this.t[3*y2+x].winPiece = true
            }
        }

        for(let y = 0; y < 3; y++)
        for(let x = 0; x < 3; x++) { // checkHorizontal
            pos = 3*y+x
            if(this.t[pos].type != p)
                break
            if(x == 2) {
                for(let x2 = 0; x2 < 3; x2++)
                    this.t[3*y+x2].winPiece = true
            }
        }

        // checkDiagonals
        if(this.t[4].type == p) {// center
            if(this.t[0].type == p && this.t[8].type == p) {
                this.t[0].winPiece = true
                this.t[4].winPiece = true
                this.t[8].winPiece = true
            }
            if(this.t[2].type == p && this.t[6].type == p) {
                this.t[2].winPiece = true
                this.t[4].winPiece = true
                this.t[6].winPiece = true
            }
        }

        return false
    }
}

class Piece {
    constructor(x,y, size, inBoard) {
        this.x = x
        this.y = y
        this.size = size
        this.winPiece = false
        this.inBoard = inBoard
    }
}

class X_Piece extends Piece {
    constructor(x,y, size, inBoard) {
        super(x,y, size, inBoard)
        this.w = this.size/10
        let margin = 2*this.w
        this.x1 = this.x + margin
        this.y1 = this.y + margin
        this.x2 = this.x + this.size - margin
        this.y2 = this.y + this.size - margin
    }

    draw() {
        if(this.inBoard) {
            let c = color(255,0,0)
            gsb.stroke(c)
            gsb.fill(c)
            gsb.strokeWeight(this.w)
            if(this.winPiece) {
                drawingContext.shadowBlur = 70;
                drawingContext.shadowColor = color(255,0,0);
                stroke(c)
                fill(c)
                strokeWeight(this.w)
                line(this.x1,this.y1, this.x2,this.y2)
                line(this.x1,this.y2, this.x2,this.y1)
                line(this.x1,this.y1, this.x2,this.y2)
                line(this.x1,this.y2, this.x2,this.y1)
            }
    
            gsb.line(this.x1,this.y1, this.x2,this.y2)
            gsb.line(this.x1,this.y2, this.x2,this.y1)
            if(this.size < 7)
                gsb.rect(this.x+this.w, this.y+this.w, this.size-2*this.w)
    
            drawingContext.shadowBlur = 0;

        }
        else {
            let c = color(255,0,0)
            stroke(c)
            fill(c)
            strokeWeight(this.w)
    
            line(this.x1,this.y1, this.x2,this.y2)
            line(this.x1,this.y2, this.x2,this.y1)
            if(this.size < 7)
                rect(this.x+this.w, this.y+this.w, this.size-2*this.w)
        }
    }

    get type() {
        return 'X'
    }
}

class O_Piece extends Piece {
    constructor(x,y, size, inBoard) {
        super(x,y, size, inBoard)
        this.w = this.size/10
        this.d = this.size - 4*this.w
        this.xC = this.x + this.size/2
        this.yC = this.y + this.size/2
    }

    draw() {
        if(this.inBoard) {
            gsb.stroke(0,0,255)
            gsb.noFill()
            gsb.strokeWeight(this.w)
            if(this.winPiece) {
                drawingContext.shadowBlur = 70;
                drawingContext.shadowColor = color(0,0,255);
                stroke(0,0,255)
                noFill()
                strokeWeight(this.w)
                circle(this.xC, this.yC, this.d)
                circle(this.xC, this.yC, this.d)
            }
    
            gsb.circle(this.xC, this.yC, this.d)
            
            if(this.size < 7) {
                gsb.fill(0,0,255)
                gsb.rect(this.x+this.w, this.y+this.w, this.size-2*this.w)
            }
    
            drawingContext.shadowBlur = 0;
            
        }
        else {
            stroke(0,0,255)
            noFill()
            strokeWeight(this.w)
    
            circle(this.xC, this.yC, this.d)
            
            if(this.size < 7) {
                fill(0,0,255)
                rect(this.x+this.w, this.y+this.w, this.size-2*this.w)
            }
        }
    }

    get type() {
        return 'O'
    }
}

class Void {
    get type() {
        return 'V'
    }
}

class Menu {
    constructor(x, menuWidth) {
        this.x = x
        this.width = menuWidth
        this.height = menuWidth*10
    }

    draw() {
        strokeWeight(1)
        stroke(255)
        fill(255)

        line(this.x, 0, this.x, this.height)

        //                Texts
        textAlign(CENTER)
        strokeWeight(0)
        textSize(this.width/4)

        let heightUnit = this.height/30

        // Layers
        text("Layers", this.x, 23*heightUnit - 39, this.width)
        text(maxlayer + (maxlayer >= 4 ? " !" : ""), this.x, 24*heightUnit - 39, this.width)

        // Turn
        text("Turn", this.x, heightUnit + 83, this.width)
        if(turn == ' ') {
            textSize(this.width/2)
            text("?", this.x, 2.5*heightUnit + 83, this.width)
        }

        // Build Board
        textSize(this.width/3)
        text(gameRunning ? "Stop" : "Start", this.x, 27.4*heightUnit - 39, this.width)

        // Layers Buttons
        let margin = this.width/20
        let buttonSize = (this.width - 3*margin)/2
        strokeWeight(this.width/50)
        fill(0)

        rect(this.x + margin               , 25*heightUnit - 39, buttonSize, buttonSize, buttonSize/10)
        line(this.x + 3*margin, 25*heightUnit + buttonSize/2 - 39, this.x - margin + buttonSize, 25*heightUnit + buttonSize/2 - 39)

        rect(this.x + 2*margin + buttonSize, 25*heightUnit - 39, buttonSize, buttonSize, buttonSize/10)
        line(this.x + 4*margin + buttonSize, 25*heightUnit + buttonSize/2 - 39, this.x + 0*margin + 2*buttonSize, 25*heightUnit + buttonSize/2 - 39)
        line(this.x + 2*margin + (3/2)*buttonSize, 25*heightUnit + 2*margin - 39, this.x + 2*margin + (3/2)*buttonSize, 25*heightUnit + buttonSize - 2*margin - 39)

        // Turn Symbol
        let turnSize = this.width - 2*margin
        if(turn != ' ') {
            let pX = this.x + margin
            let pY = 2*heightUnit + 83
            let p
            if (turn == 'X')
                p = new X_Piece(pX, pY, turnSize)
            else if (turn == 'O')
                p = new O_Piece(pX, pY, turnSize)
            p.draw()
        }

        // Build Board Button
        strokeWeight(this.width/50)
        stroke(255)
        noFill()
        rect(this.x + margin, 27*heightUnit - 39, turnSize, 0.7*turnSize, turnSize/7)

        // Scores
        strokeWeight(0)
        fill(255)

        text("Score", this.x, 10*heightUnit + 61, this.width)

        let p = new X_Piece(this.x + margin, 11*heightUnit + 61, 0.6*this.width)
        p.draw()

        p = new O_Piece(this.x + margin, 13*heightUnit + 61, 0.6*this.width)
        p.draw()

        textSize(this.width/4)
        strokeWeight(0)
        fill(255)
        textAlign(LEFT, TOP)

        text("Tie", this.x + 3.7*margin, 15.55*heightUnit + 61)
        
        textSize(this.width/3)
        text(xVictories, this.x + 5*margin + this.width/2, 11.5*heightUnit + 61)
        text(oVictories, this.x + 5*margin + this.width/2, 13.5*heightUnit + 61)
        text(nTies,      this.x + 5*margin + this.width/2, 15.5*heightUnit + 61)

    }

    insideRect(rX, rY, rWidth, rHeight, pX, pY) {
        if(pX >= rX && pX <= rX + rWidth && pY >= rY && pY <= rY + rHeight) return true
        return false
    }

    processMousePress(mX, mY) {
        let heightUnit = this.height/30
        let margin = this.width/20
        let buttonSize = (this.width - 3*margin)/2
        let turnSize = this.width - 2*margin

        if (this.insideRect(this.x + margin, 25*heightUnit - 39, buttonSize, buttonSize, mX, mY))
            updateBoardSize(-1)
        else if (this.insideRect(this.x + 2*margin + buttonSize, 25*heightUnit - 39, buttonSize, buttonSize, mX, mY))
            updateBoardSize(1)
        else if (this.insideRect(this.x + margin, 27*heightUnit - 39, turnSize, 0.7*turnSize, mX, mY)) {
            if(!gameRunning)
                startGame()
            else
                stopGame()
        }
    }
}

var tab
var maxlayer
var turn
var menu
var gameRunning
var xVictories
var oVictories
var nTies
var gsb

function setup() {
    let screenSize = 1000
    createCanvas(Math.floor(screenSize*1.1), screenSize)
    gsb = createGraphics(screenSize, screenSize);

    maxlayer = 0
    tab = Board.create()
    menu = new Menu(screenSize, Math.floor(screenSize*0.1))

    turn = ' '
    gameRunning = false
    xVictories = oVictories = nTies = 0
}

function draw() {
    background(0)

    if(gameRunning)
        tab.drawHover()
    else
        tab.drawWinPieces()
    image(gsb, 0,0)
    
    menu.draw()
}

function updateBoardSize(increment) {
    maxlayer += increment
    if(maxlayer < 0) maxlayer = 0
    if(!gameRunning)
        tab = Board.create()
}

function startGame() {
    tab = Board.create()
    turn = random(['X', 'O'])
    gameRunning = true
}

function stopGame() {
    turn = ' '
    gameRunning = false
}

function gameOver(end) {
    if(end == 'X')
        xVictories++
    else if(end == 'O')
        oVictories++
    else
        nTies++
    stopGame()
}

function mouseReleased() {
    
    if(mouseX < height && gameRunning)
        tab.processMousePress(mouseX, mouseY)
    else 
        menu.processMousePress(mouseX, mouseY)

    return false
}


function passTurn() {
    tab.draw()
    if(!gameRunning)
        return
    
    if(turn == 'X')
        turn = 'O'
    else
        turn = 'X'
    
    if(!tab.hasPlay())
        gameOver(' ')
}
// ── style.css
* {
    padding: 0;
    margin: 0;
}

html,
body,
main {
    height: 100%;
    width: 100%;
}

main {
    display: flex;
    align-items: center;
    justify-content: center;
    background-color: #000;
}
